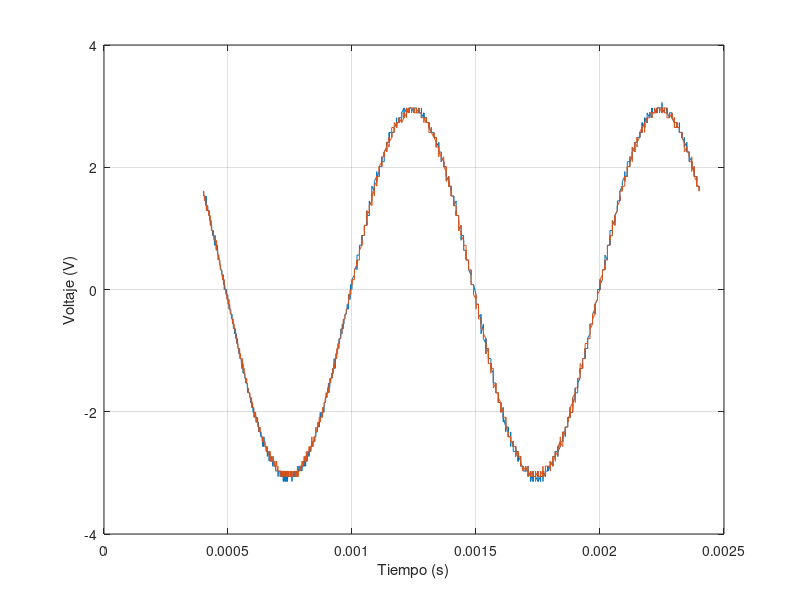

Recreate this plot in MATLAB.
t=[4.01E-04
4.02E-04
4.03E-04
4.04E-04
4.05E-04
4.06E-04
4.07E-04
4.08E-04
4.09E-04
4.10E-04
4.11E-04
4.12E-04
4.13E-04
4.14E-04
4.15E-04
4.16E-04
4.17E-04
4.18E-04
4.19E-04
4.20E-04
4.21E-04
4.22E-04
4.23E-04
4.24E-04
4.25E-04
4.26E-04
4.27E-04
4.28E-04
4.29E-04
4.30E-04
4.31E-04
4.32E-04
4.33E-04
4.34E-04
4.35E-04
4.36E-04
4.37E-04
4.38E-04
4.39E-04
4.40E-04
4.41E-04
4.42E-04
4.43E-04
4.44E-04
4.45E-04
4.46E-04
4.47E-04
4.48E-04
4.49E-04
4.50E-04
4.51E-04
4.52E-04
4.53E-04
4.54E-04
4.55E-04
4.56E-04
4.57E-04
4.58E-04
4.59E-04
4.60E-04
4.61E-04
4.62E-04
4.63E-04
4.64E-04
4.65E-04
4.66E-04
4.67E-04
4.68E-04
4.69E-04
4.70E-04
4.71E-04
4.72E-04
4.73E-04
4.74E-04
4.75E-04
4.76E-04
4.77E-04
4.78E-04
4.79E-04
4.80E-04
4.81E-04
4.82E-04
4.83E-04
4.84E-04
4.85E-04
4.86E-04
4.87E-04
4.88E-04
4.89E-04
4.90E-04
4.91E-04
4.92E-04
4.93E-04
4.94E-04
4.95E-04
4.96E-04
4.97E-04
4.98E-04
4.99E-04
5.00E-04
5.01E-04
5.02E-04
5.03E-04
5.04E-04
5.05E-04
5.06E-04
5.07E-04
5.08E-04
5.09E-04
5.10E-04
5.11E-04
5.12E-04
5.13E-04
5.14E-04
5.15E-04
5.16E-04
5.17E-04
5.18E-04
5.19E-04
5.20E-04
5.21E-04
5.22E-04
5.23E-04
5.24E-04
5.25E-04
5.26E-04
5.27E-04
5.28E-04
5.29E-04
5.30E-04
5.31E-04
5.32E-04
5.33E-04
5.34E-04
5.35E-04
5.36E-04
5.37E-04
5.38E-04
5.39E-04
5.40E-04
5.41E-04
5.42E-04
5.43E-04
5.44E-04
5.45E-04
5.46E-04
5.47E-04
5.48E-04
5.49E-04
5.50E-04
5.51E-04
5.52E-04
5.53E-04
5.54E-04
5.55E-04
5.56E-04
5.57E-04
5.58E-04
5.59E-04
5.60E-04
5.61E-04
5.62E-04
5.63E-04
5.64E-04
5.65E-04
5.66E-04
5.67E-04
5.68E-04
5.69E-04
5.70E-04
5.71E-04
5.72E-04
5.73E-04
5.74E-04
5.75E-04
5.76E-04
5.77E-04
5.78E-04
5.79E-04
5.80E-04
5.81E-04
5.82E-04
5.83E-04
5.84E-04
5.85E-04
5.86E-04
5.87E-04
5.88E-04
5.89E-04
5.90E-04
5.91E-04
5.92E-04
5.93E-04
5.94E-04
5.95E-04
5.96E-04
5.97E-04
5.98E-04
5.99E-04
6.00E-04
6.01E-04
6.02E-04
6.03E-04
6.04E-04
6.05E-04
6.06E-04
6.07E-04
6.08E-04
6.09E-04
6.10E-04
6.11E-04
6.12E-04
6.13E-04
6.14E-04
6.15E-04
6.16E-04
6.17E-04
6.18E-04
6.19E-04
6.20E-04
6.21E-04
6.22E-04
6.23E-04
6.24E-04
6.25E-04
6.26E-04
6.27E-04
6.28E-04
6.29E-04
6.30E-04
6.31E-04
6.32E-04
6.33E-04
6.34E-04
6.35E-04
6.36E-04
6.37E-04
6.38E-04
6.39E-04
6.40E-04
6.41E-04
6.42E-04
6.43E-04
6.44E-04
6.45E-04
6.46E-04
6.47E-04
6.48E-04
6.49E-04
6.50E-04
6.51E-04
6.52E-04
6.53E-04
6.54E-04
6.55E-04
6.56E-04
6.57E-04
6.58E-04
6.59E-04
6.60E-04
6.61E-04
6.62E-04
6.63E-04
6.64E-04
6.65E-04
6.66E-04
6.67E-04
6.68E-04
6.69E-04
6.70E-04
6.71E-04
6.72E-04
6.73E-04
6.74E-04
6.75E-04
6.76E-04
6.77E-04
6.78E-04
6.79E-04
6.80E-04
6.81E-04
6.82E-04
6.83E-04
6.84E-04
6.85E-04
6.86E-04
6.87E-04
6.88E-04
6.89E-04
6.90E-04
6.91E-04
6.92E-04
6.93E-04
6.94E-04
6.95E-04
6.96E-04
6.97E-04
6.98E-04
6.99E-04
7.00E-04
7.01E-04
7.02E-04
7.03E-04
7.04E-04
7.05E-04
7.06E-04
7.07E-04
7.08E-04
7.09E-04
7.10E-04
7.11E-04
7.12E-04
7.13E-04
7.14E-04
7.15E-04
7.16E-04
7.17E-04
7.18E-04
7.19E-04
7.20E-04
7.21E-04
7.22E-04
7.23E-04
7.24E-04
7.25E-04
7.26E-04
7.27E-04
7.28E-04
7.29E-04
7.30E-04
7.31E-04
7.32E-04
7.33E-04
7.34E-04
7.35E-04
7.36E-04
7.37E-04
7.38E-04
7.39E-04
7.40E-04
7.41E-04
7.42E-04
7.43E-04
7.44E-04
7.45E-04
7.46E-04
7.47E-04
7.48E-04
7.49E-04
7.50E-04
7.51E-04
7.52E-04
7.53E-04
7.54E-04
7.55E-04
7.56E-04
7.57E-04
7.58E-04
7.59E-04
7.60E-04
7.61E-04
7.62E-04
7.63E-04
7.64E-04
7.65E-04
7.66E-04
7.67E-04
7.68E-04
7.69E-04
7.70E-04
7.71E-04
7.72E-04
7.73E-04
7.74E-04
7.75E-04
7.76E-04
7.77E-04
7.78E-04
7.79E-04
7.80E-04
7.81E-04
7.82E-04
7.83E-04
7.84E-04
7.85E-04
7.86E-04
7.87E-04
7.88E-04
7.89E-04
7.90E-04
7.91E-04
7.92E-04
7.93E-04
7.94E-04
7.95E-04
7.96E-04
7.97E-04
7.98E-04
7.99E-04
8.00E-04
8.01E-04
8.02E-04
8.03E-04
8.04E-04
8.05E-04
8.06E-04
8.07E-04
8.08E-04
8.09E-04
8.10E-04
8.11E-04
8.12E-04
8.13E-04
8.14E-04
8.15E-04
8.16E-04
8.17E-04
8.18E-04
8.19E-04
8.20E-04
8.21E-04
8.22E-04
8.23E-04
8.24E-04
8.25E-04
8.26E-04
8.27E-04
8.28E-04
8.29E-04
8.30E-04
8.31E-04
8.32E-04
8.33E-04
8.34E-04
8.35E-04
8.36E-04
8.37E-04
8.38E-04
8.39E-04
8.40E-04
8.41E-04
8.42E-04
8.43E-04
8.44E-04
8.45E-04
8.46E-04
8.47E-04
8.48E-04
8.49E-04
8.50E-04
8.51E-04
8.52E-04
8.53E-04
8.54E-04
8.55E-04
8.56E-04
8.57E-04
8.58E-04
8.59E-04
8.60E-04
8.61E-04
8.62E-04
8.63E-04
8.64E-04
8.65E-04
8.66E-04
8.67E-04
8.68E-04
8.69E-04
8.70E-04
8.71E-04
8.72E-04
8.73E-04
8.74E-04
8.75E-04
8.76E-04
8.77E-04
8.78E-04
8.79E-04
8.80E-04
8.81E-04
8.82E-04
8.83E-04
8.84E-04
8.85E-04
8.86E-04
8.87E-04
8.88E-04
8.89E-04
8.90E-04
8.91E-04
8.92E-04
8.93E-04
8.94E-04
8.95E-04
8.96E-04
8.97E-04
8.98E-04
8.99E-04
9.00E-04
9.01E-04
9.02E-04
9.03E-04
9.04E-04
9.05E-04
9.06E-04
9.07E-04
9.08E-04
9.09E-04
9.10E-04
9.11E-04
9.12E-04
9.13E-04
9.14E-04
9.15E-04
9.16E-04
9.17E-04
9.18E-04
9.19E-04
9.20E-04
9.21E-04
9.22E-04
9.23E-04
9.24E-04
9.25E-04
9.26E-04
9.27E-04
9.28E-04
9.29E-04
9.30E-04
9.31E-04
9.32E-04
9.33E-04
9.34E-04
9.35E-04
9.36E-04
9.37E-04
9.38E-04
9.39E-04
9.40E-04
9.41E-04
9.42E-04
9.43E-04
9.44E-04
9.45E-04
9.46E-04
9.47E-04
9.48E-04
9.49E-04
9.50E-04
9.51E-04
9.52E-04
9.53E-04
9.54E-04
9.55E-04
9.56E-04
9.57E-04
9.58E-04
9.59E-04
9.60E-04
9.61E-04
9.62E-04
9.63E-04
9.64E-04
9.65E-04
9.66E-04
9.67E-04
9.68E-04
9.69E-04
9.70E-04
9.71E-04
9.72E-04
9.73E-04
9.74E-04
9.75E-04
9.76E-04
9.77E-04
9.78E-04
9.79E-04
9.80E-04
9.81E-04
9.82E-04
9.83E-04
9.84E-04
9.85E-04
9.86E-04
9.87E-04
9.88E-04
9.89E-04
9.90E-04
9.91E-04
9.92E-04
9.93E-04
9.94E-04
9.95E-04
9.96E-04
9.97E-04
9.98E-04
9.99E-04
1.00E-03
1.00E-03
1.00E-03
1.00E-03
1.00E-03
1.01E-03
1.01E-03
1.01E-03
1.01E-03
1.01E-03
1.01E-03
1.01E-03
1.01E-03
1.01E-03
1.01E-03
1.02E-03
1.02E-03
1.02E-03
1.02E-03
1.02E-03
1.02E-03
1.02E-03
1.02E-03
1.02E-03
1.02E-03
1.03E-03
1.03E-03
1.03E-03
1.03E-03
1.03E-03
1.03E-03
1.03E-03
1.03E-03
1.03E-03
1.03E-03
1.04E-03
1.04E-03
1.04E-03
1.04E-03
1.04E-03
1.04E-03
1.04E-03
1.04E-03
1.04E-03
1.04E-03
1.05E-03
1.05E-03
1.05E-03
1.05E-03
1.05E-03
1.05E-03
1.05E-03
1.05E-03
1.05E-03
1.05E-03
1.06E-03
1.06E-03
1.06E-03
1.06E-03
1.06E-03
1.06E-03
1.06E-03
1.06E-03
1.06E-03
1.06E-03
1.07E-03
1.07E-03
1.07E-03
1.07E-03
1.07E-03
1.07E-03
1.07E-03
1.07E-03
1.07E-03
1.07E-03
1.08E-03
1.08E-03
1.08E-03
1.08E-03
1.08E-03
1.08E-03
1.08E-03
1.08E-03
1.08E-03
1.08E-03
1.09E-03
1.09E-03
1.09E-03
1.09E-03
1.09E-03
1.09E-03
1.09E-03
1.09E-03
1.09E-03
1.09E-03
1.10E-03
1.10E-03
1.10E-03
1.10E-03
1.10E-03
1.10E-03
1.10E-03
1.10E-03
1.10E-03
1.10E-03
1.11E-03
1.11E-03
1.11E-03
1.11E-03
1.11E-03
1.11E-03
1.11E-03
1.11E-03
1.11E-03
1.11E-03
1.12E-03
1.12E-03
1.12E-03
1.12E-03
1.12E-03
1.12E-03
1.12E-03
1.12E-03
1.12E-03
1.12E-03
1.13E-03
1.13E-03
1.13E-03
1.13E-03
1.13E-03
1.13E-03
1.13E-03
1.13E-03
1.13E-03
1.13E-03
1.14E-03
1.14E-03
1.14E-03
1.14E-03
1.14E-03
1.14E-03
1.14E-03
1.14E-03
1.14E-03
1.14E-03
1.15E-03
1.15E-03
1.15E-03
1.15E-03
1.15E-03
1.15E-03
1.15E-03
1.15E-03
1.15E-03
1.15E-03
1.16E-03
1.16E-03
1.16E-03
1.16E-03
1.16E-03
1.16E-03
1.16E-03
1.16E-03
1.16E-03
1.16E-03
1.17E-03
1.17E-03
1.17E-03
1.17E-03
1.17E-03
1.17E-03
1.17E-03
1.17E-03
1.17E-03
1.17E-03
1.18E-03
1.18E-03
1.18E-03
1.18E-03
1.18E-03
1.18E-03
1.18E-03
1.18E-03
1.18E-03
1.18E-03
1.19E-03
1.19E-03
1.19E-03
1.19E-03
1.19E-03
1.19E-03
1.19E-03
1.19E-03
1.19E-03
1.19E-03
1.20E-03
1.20E-03
1.20E-03
1.20E-03
1.20E-03
1.20E-03
1.20E-03
1.20E-03
1.20E-03
1.20E-03
1.21E-03
1.21E-03
1.21E-03
1.21E-03
1.21E-03
1.21E-03
1.21E-03
1.21E-03
1.21E-03
1.21E-03
1.22E-03
1.22E-03
1.22E-03
1.22E-03
1.22E-03
1.22E-03
1.22E-03
1.22E-03
1.22E-03
1.22E-03
1.23E-03
1.23E-03
1.23E-03
1.23E-03
1.23E-03
1.23E-03
1.23E-03
1.23E-03
1.23E-03
1.23E-03
1.24E-03
1.24E-03
1.24E-03
1.24E-03
1.24E-03
1.24E-03
1.24E-03
1.24E-03
1.24E-03
1.24E-03
1.25E-03
1.25E-03
1.25E-03
1.25E-03
1.25E-03
1.25E-03
1.25E-03
1.25E-03
1.25E-03
1.25E-03
1.26E-03
1.26E-03
1.26E-03
1.26E-03
1.26E-03
1.26E-03
1.26E-03
1.26E-03
1.26E-03
1.26E-03
1.27E-03
1.27E-03
1.27E-03
1.27E-03
1.27E-03
1.27E-03
1.27E-03
1.27E-03
1.27E-03
1.27E-03
1.28E-03
1.28E-03
1.28E-03
1.28E-03
1.28E-03
1.28E-03
1.28E-03
1.28E-03
1.28E-03
1.28E-03
1.29E-03
1.29E-03
1.29E-03
1.29E-03
1.29E-03
1.29E-03
1.29E-03
1.29E-03
1.29E-03
1.29E-03
1.30E-03
1.30E-03
1.30E-03
1.30E-03
1.30E-03
1.30E-03
1.30E-03
1.30E-03
1.30E-03
1.30E-03
1.31E-03
1.31E-03
1.31E-03
1.31E-03
1.31E-03
1.31E-03
1.31E-03
1.31E-03
1.31E-03
1.31E-03
1.32E-03
1.32E-03
1.32E-03
1.32E-03
1.32E-03
1.32E-03
1.32E-03
1.32E-03
1.32E-03
1.32E-03
1.33E-03
1.33E-03
1.33E-03
1.33E-03
1.33E-03
1.33E-03
1.33E-03
1.33E-03
1.33E-03
1.33E-03
1.34E-03
1.34E-03
1.34E-03
1.34E-03
1.34E-03
1.34E-03
1.34E-03
1.34E-03
1.34E-03
1.34E-03
1.35E-03
1.35E-03
1.35E-03
1.35E-03
1.35E-03
1.35E-03
1.35E-03
1.35E-03
1.35E-03
1.35E-03
1.36E-03
1.36E-03
1.36E-03
1.36E-03
1.36E-03
1.36E-03
1.36E-03
1.36E-03
1.36E-03
1.36E-03
1.37E-03
1.37E-03
1.37E-03
1.37E-03
1.37E-03
1.37E-03
1.37E-03
1.37E-03
1.37E-03
1.37E-03
1.38E-03
1.38E-03
1.38E-03
1.38E-03
1.38E-03
1.38E-03
1.38E-03
1.38E-03
1.38E-03
1.38E-03
1.39E-03
1.39E-03
1.39E-03
1.39E-03
1.39E-03
1.39E-03
1.39E-03
1.39E-03
1.39E-03
1.39E-03
1.40E-03
1.40E-03
1.40E-03
1.40E-03
1.40E-03
1.40E-03
1.40E-03
1.40E-03
1.40E-03
1.40E-03
1.41E-03
1.41E-03
1.41E-03
1.41E-03
1.41E-03
1.41E-03
1.41E-03
1.41E-03
1.41E-03
1.41E-03
1.42E-03
1.42E-03
1.42E-03
1.42E-03
1.42E-03
1.42E-03
1.42E-03
1.42E-03
1.42E-03
1.42E-03
1.43E-03
1.43E-03
1.43E-03
1.43E-03
1.43E-03
1.43E-03
1.43E-03
1.43E-03
1.43E-03
1.43E-03
1.44E-03
1.44E-03
1.44E-03
1.44E-03
1.44E-03
1.44E-03
1.44E-03
1.44E-03
1.44E-03
1.44E-03
1.45E-03
1.45E-03
1.45E-03
1.45E-03
1.45E-03
1.45E-03
1.45E-03
1.45E-03
1.45E-03
1.45E-03
1.46E-03
1.46E-03
1.46E-03
1.46E-03
1.46E-03
1.46E-03
1.46E-03
1.46E-03
1.46E-03
1.46E-03
1.47E-03
1.47E-03
1.47E-03
1.47E-03
1.47E-03
1.47E-03
1.47E-03
1.47E-03
1.47E-03
1.47E-03
1.48E-03
1.48E-03
1.48E-03
1.48E-03
1.48E-03
1.48E-03
1.48E-03
1.48E-03
1.48E-03
1.48E-03
1.49E-03
1.49E-03
1.49E-03
1.49E-03
1.49E-03
1.49E-03
1.49E-03
1.49E-03
1.49E-03
1.49E-03
1.50E-03
1.50E-03
1.50E-03
1.50E-03
1.50E-03
1.50E-03
1.50E-03
1.50E-03
1.50E-03
1.50E-03
1.51E-03
1.51E-03
1.51E-03
1.51E-03
1.51E-03
1.51E-03
1.51E-03
1.51E-03
1.51E-03
1.51E-03
1.52E-03
1.52E-03
1.52E-03
1.52E-03
1.52E-03
1.52E-03
1.52E-03
1.52E-03
1.52E-03
1.52E-03
1.53E-03
1.53E-03
1.53E-03
1.53E-03
1.53E-03
1.53E-03
1.53E-03
1.53E-03
1.53E-03
1.53E-03
1.54E-03
1.54E-03
1.54E-03
1.54E-03
1.54E-03
1.54E-03
1.54E-03
1.54E-03
1.54E-03
1.54E-03
1.55E-03
1.55E-03
1.55E-03
1.55E-03
1.55E-03
1.55E-03
1.55E-03
1.55E-03
1.55E-03
1.55E-03
1.56E-03
1.56E-03
1.56E-03
1.56E-03
1.56E-03
1.56E-03
1.56E-03
1.56E-03
1.56E-03
1.56E-03
1.57E-03
1.57E-03
1.57E-03
1.57E-03
1.57E-03
1.57E-03
1.57E-03
1.57E-03
1.57E-03
1.57E-03
1.58E-03
1.58E-03
1.58E-03
1.58E-03
1.58E-03
1.58E-03
1.58E-03
1.58E-03
1.58E-03
1.58E-03
1.59E-03
1.59E-03
1.59E-03
1.59E-03
1.59E-03
1.59E-03
1.59E-03
1.59E-03
1.59E-03
1.59E-03
1.60E-03
1.60E-03
1.60E-03
1.60E-03
1.60E-03
1.60E-03
1.60E-03
1.60E-03
1.60E-03
1.60E-03
1.61E-03
1.61E-03
1.61E-03
1.61E-03
1.61E-03
1.61E-03
1.61E-03
1.61E-03
1.61E-03
1.61E-03
1.62E-03
1.62E-03
1.62E-03
1.62E-03
1.62E-03
1.62E-03
1.62E-03
1.62E-03
1.62E-03
1.62E-03
1.63E-03
1.63E-03
1.63E-03
1.63E-03
1.63E-03
1.63E-03
1.63E-03
1.63E-03
1.63E-03
1.63E-03
1.64E-03
1.64E-03
1.64E-03
1.64E-03
1.64E-03
1.64E-03
1.64E-03
1.64E-03
1.64E-03
1.64E-03
1.65E-03
1.65E-03
1.65E-03
1.65E-03
1.65E-03
1.65E-03
1.65E-03
1.65E-03
1.65E-03
1.65E-03
1.66E-03
1.66E-03
1.66E-03
1.66E-03
1.66E-03
1.66E-03
1.66E-03
1.66E-03
1.66E-03
1.66E-03
1.67E-03
1.67E-03
1.67E-03
1.67E-03
1.67E-03
1.67E-03
1.67E-03
1.67E-03
1.67E-03
1.67E-03
1.68E-03
1.68E-03
1.68E-03
1.68E-03
1.68E-03
1.68E-03
1.68E-03
1.68E-03
1.68E-03
1.68E-03
1.69E-03
1.69E-03
1.69E-03
1.69E-03
1.69E-03
1.69E-03
1.69E-03
1.69E-03
1.69E-03
1.69E-03
1.70E-03
1.70E-03
1.70E-03
1.70E-03
1.70E-03
1.70E-03
1.70E-03
1.70E-03
1.70E-03
1.70E-03
1.71E-03
1.71E-03
1.71E-03
1.71E-03
1.71E-03
1.71E-03
1.71E-03
1.71E-03
1.71E-03
1.71E-03
1.72E-03
1.72E-03
1.72E-03
1.72E-03
1.72E-03
1.72E-03
1.72E-03
1.72E-03
1.72E-03
1.72E-03
1.73E-03
1.73E-03
1.73E-03
1.73E-03
1.73E-03
1.73E-03
1.73E-03
1.73E-03
1.73E-03
1.73E-03
1.74E-03
1.74E-03
1.74E-03
1.74E-03
1.74E-03
1.74E-03
1.74E-03
1.74E-03
1.74E-03
1.74E-03
1.75E-03
1.75E-03
1.75E-03
1.75E-03
1.75E-03
1.75E-03
1.75E-03
1.75E-03
1.75E-03
1.75E-03
1.76E-03
1.76E-03
1.76E-03
1.76E-03
1.76E-03
1.76E-03
1.76E-03
1.76E-03
1.76E-03
1.76E-03
1.77E-03
1.77E-03
1.77E-03
1.77E-03
1.77E-03
1.77E-03
1.77E-03
1.77E-03
1.77E-03
1.77E-03
1.78E-03
1.78E-03
1.78E-03
1.78E-03
1.78E-03
1.78E-03
1.78E-03
1.78E-03
1.78E-03
1.78E-03
1.79E-03
1.79E-03
1.79E-03
1.79E-03
1.79E-03
1.79E-03
1.79E-03
1.79E-03
1.79E-03
1.79E-03
1.80E-03
1.80E-03
1.80E-03
1.80E-03
1.80E-03
1.80E-03
1.80E-03
1.80E-03
1.80E-03
1.80E-03
1.81E-03
1.81E-03
1.81E-03
1.81E-03
1.81E-03
1.81E-03
1.81E-03
1.81E-03
1.81E-03
1.81E-03
1.82E-03
1.82E-03
1.82E-03
1.82E-03
1.82E-03
1.82E-03
1.82E-03
1.82E-03
1.82E-03
1.82E-03
1.83E-03
1.83E-03
1.83E-03
1.83E-03
1.83E-03
1.83E-03
1.83E-03
1.83E-03
1.83E-03
1.83E-03
1.84E-03
1.84E-03
1.84E-03
1.84E-03
1.84E-03
1.84E-03
1.84E-03
1.84E-03
1.84E-03
1.84E-03
1.85E-03
1.85E-03
1.85E-03
1.85E-03
1.85E-03
1.85E-03
1.85E-03
1.85E-03
1.85E-03
1.85E-03
1.86E-03
1.86E-03
1.86E-03
1.86E-03
1.86E-03
1.86E-03
1.86E-03
1.86E-03
1.86E-03
1.86E-03
1.87E-03
1.87E-03
1.87E-03
1.87E-03
1.87E-03
1.87E-03
1.87E-03
1.87E-03
1.87E-03
1.87E-03
1.88E-03
1.88E-03
1.88E-03
1.88E-03
1.88E-03
1.88E-03
1.88E-03
1.88E-03
1.88E-03
1.88E-03
1.89E-03
1.89E-03
1.89E-03
1.89E-03
1.89E-03
1.89E-03
1.89E-03
1.89E-03
1.89E-03
1.89E-03
1.90E-03
1.90E-03
1.90E-03
1.90E-03
1.90E-03
1.90E-03
1.90E-03
1.90E-03
1.90E-03
1.90E-03
1.91E-03
1.91E-03
1.91E-03
1.91E-03
1.91E-03
1.91E-03
1.91E-03
1.91E-03
1.91E-03
1.91E-03
1.92E-03
1.92E-03
1.92E-03
1.92E-03
1.92E-03
1.92E-03
1.92E-03
1.92E-03
1.92E-03
1.92E-03
1.93E-03
1.93E-03
1.93E-03
1.93E-03
1.93E-03
1.93E-03
1.93E-03
1.93E-03
1.93E-03
1.93E-03
1.94E-03
1.94E-03
1.94E-03
1.94E-03
1.94E-03
1.94E-03
1.94E-03
1.94E-03
1.94E-03
1.94E-03
1.95E-03
1.95E-03
1.95E-03
1.95E-03
1.95E-03
1.95E-03
1.95E-03
1.95E-03
1.95E-03
1.95E-03
1.96E-03
1.96E-03
1.96E-03
1.96E-03
1.96E-03
1.96E-03
1.96E-03
1.96E-03
1.96E-03
1.96E-03
1.97E-03
1.97E-03
1.97E-03
1.97E-03
1.97E-03
1.97E-03
1.97E-03
1.97E-03
1.97E-03
1.97E-03
1.98E-03
1.98E-03
1.98E-03
1.98E-03
1.98E-03
1.98E-03
1.98E-03
1.98E-03
1.98E-03
1.98E-03
1.99E-03
1.99E-03
1.99E-03
1.99E-03
1.99E-03
1.99E-03
1.99E-03
1.99E-03
1.99E-03
1.99E-03
2.00E-03
2.00E-03
2.00E-03
2.00E-03
2.00E-03
2.00E-03
2.00E-03
2.00E-03
2.00E-03
2.00E-03
2.01E-03
2.01E-03
2.01E-03
2.01E-03
2.01E-03
2.01E-03
2.01E-03
2.01E-03
2.01E-03
2.01E-03
2.02E-03
2.02E-03
2.02E-03
2.02E-03
2.02E-03
2.02E-03
2.02E-03
2.02E-03
2.02E-03
2.02E-03
2.03E-03
2.03E-03
2.03E-03
2.03E-03
2.03E-03
2.03E-03
2.03E-03
2.03E-03
2.03E-03
2.03E-03
2.04E-03
2.04E-03
2.04E-03
2.04E-03
2.04E-03
2.04E-03
2.04E-03
2.04E-03
2.04E-03
2.04E-03
2.05E-03
2.05E-03
2.05E-03
2.05E-03
2.05E-03
2.05E-03
2.05E-03
2.05E-03
2.05E-03
2.05E-03
2.06E-03
2.06E-03
2.06E-03
2.06E-03
2.06E-03
2.06E-03
2.06E-03
2.06E-03
2.06E-03
2.06E-03
2.07E-03
2.07E-03
2.07E-03
2.07E-03
2.07E-03
2.07E-03
2.07E-03
2.07E-03
2.07E-03
2.07E-03
2.08E-03
2.08E-03
2.08E-03
2.08E-03
2.08E-03
2.08E-03
2.08E-03
2.08E-03
2.08E-03
2.08E-03
2.09E-03
2.09E-03
2.09E-03
2.09E-03
2.09E-03
2.09E-03
2.09E-03
2.09E-03
2.09E-03
2.09E-03
2.10E-03
2.10E-03
2.10E-03
2.10E-03
2.10E-03
2.10E-03
2.10E-03
2.10E-03
2.10E-03
2.10E-03
2.11E-03
2.11E-03
2.11E-03
2.11E-03
2.11E-03
2.11E-03
2.11E-03
2.11E-03
2.11E-03
2.11E-03
2.12E-03
2.12E-03
2.12E-03
2.12E-03
2.12E-03
2.12E-03
2.12E-03
2.12E-03
2.12E-03
2.12E-03
2.13E-03
2.13E-03
2.13E-03
2.13E-03
2.13E-03
2.13E-03
2.13E-03
2.13E-03
2.13E-03
2.13E-03
2.14E-03
2.14E-03
2.14E-03
2.14E-03
2.14E-03
2.14E-03
2.14E-03
2.14E-03
2.14E-03
2.14E-03
2.15E-03
2.15E-03
2.15E-03
2.15E-03
2.15E-03
2.15E-03
2.15E-03
2.15E-03
2.15E-03
2.15E-03
2.16E-03
2.16E-03
2.16E-03
2.16E-03
2.16E-03
2.16E-03
2.16E-03
2.16E-03
2.16E-03
2.16E-03
2.17E-03
2.17E-03
2.17E-03
2.17E-03
2.17E-03
2.17E-03
2.17E-03
2.17E-03
2.17E-03
2.17E-03
2.18E-03
2.18E-03
2.18E-03
2.18E-03
2.18E-03
2.18E-03
2.18E-03
2.18E-03
2.18E-03
2.18E-03
2.19E-03
2.19E-03
2.19E-03
2.19E-03
2.19E-03
2.19E-03
2.19E-03
2.19E-03
2.19E-03
2.19E-03
2.20E-03
2.20E-03
2.20E-03
2.20E-03
2.20E-03
2.20E-03
2.20E-03
2.20E-03
2.20E-03
2.20E-03
2.21E-03
2.21E-03
2.21E-03
2.21E-03
2.21E-03
2.21E-03
2.21E-03
2.21E-03
2.21E-03
2.21E-03
2.22E-03
2.22E-03
2.22E-03
2.22E-03
2.22E-03
2.22E-03
2.22E-03
2.22E-03
2.22E-03
2.22E-03
2.23E-03
2.23E-03
2.23E-03
2.23E-03
2.23E-03
2.23E-03
2.23E-03
2.23E-03
2.23E-03
2.23E-03
2.24E-03
2.24E-03
2.24E-03
2.24E-03
2.24E-03
2.24E-03
2.24E-03
2.24E-03
2.24E-03
2.24E-03
2.25E-03
2.25E-03
2.25E-03
2.25E-03
2.25E-03
2.25E-03
2.25E-03
2.25E-03
2.25E-03
2.25E-03
2.26E-03
2.26E-03
2.26E-03
2.26E-03
2.26E-03
2.26E-03
2.26E-03
2.26E-03
2.26E-03
2.26E-03
2.27E-03
2.27E-03
2.27E-03
2.27E-03
2.27E-03
2.27E-03
2.27E-03
2.27E-03
2.27E-03
2.27E-03
2.28E-03
2.28E-03
2.28E-03
2.28E-03
2.28E-03
2.28E-03
2.28E-03
2.28E-03
2.28E-03
2.28E-03
2.29E-03
2.29E-03
2.29E-03
2.29E-03
2.29E-03
2.29E-03
2.29E-03
2.29E-03
2.29E-03
2.29E-03
2.30E-03
2.30E-03
2.30E-03
2.30E-03
2.30E-03
2.30E-03
2.30E-03
2.30E-03
2.30E-03
2.30E-03
2.31E-03
2.31E-03
2.31E-03
2.31E-03
2.31E-03
2.31E-03
2.31E-03
2.31E-03
2.31E-03
2.31E-03
2.32E-03
2.32E-03
2.32E-03
2.32E-03
2.32E-03
2.32E-03
2.32E-03
2.32E-03
2.32E-03
2.32E-03
2.33E-03
2.33E-03
2.33E-03
2.33E-03
2.33E-03
2.33E-03
2.33E-03
2.33E-03
2.33E-03
2.33E-03
2.34E-03
2.34E-03
2.34E-03
2.34E-03
2.34E-03
2.34E-03
2.34E-03
2.34E-03
2.34E-03
2.34E-03
2.35E-03
2.35E-03
2.35E-03
2.35E-03
2.35E-03
2.35E-03
2.35E-03
2.35E-03
2.35E-03
2.35E-03
2.36E-03
2.36E-03
2.36E-03
2.36E-03
2.36E-03
2.36E-03
2.36E-03
2.36E-03
2.36E-03
2.36E-03
2.37E-03
2.37E-03
2.37E-03
2.37E-03
2.37E-03
2.37E-03
2.37E-03
2.37E-03
2.37E-03
2.37E-03
2.38E-03
2.38E-03
2.38E-03
2.38E-03
2.38E-03
2.38E-03
2.38E-03
2.38E-03
2.38E-03
2.38E-03
2.39E-03
2.39E-03
2.39E-03
2.39E-03
2.39E-03
2.39E-03
2.39E-03
2.39E-03
2.39E-03
2.39E-03
2.40E-03
2.40E-03
2.40E-03
2.40E-03
2.40E-03];
x=[1.61E+00
1.53E+00
1.53E+00
1.53E+00
1.53E+00
1.53E+00
1.53E+00
1.53E+00
1.45E+00
1.45E+00
1.37E+00
1.53E+00
1.45E+00
1.37E+00
1.37E+00
1.29E+00
1.29E+00
1.37E+00
1.29E+00
1.29E+00
1.29E+00
1.29E+00
1.21E+00
1.21E+00
1.29E+00
1.13E+00
1.13E+00
1.13E+00
1.05E+00
1.13E+00
1.13E+00
1.13E+00
1.05E+00
1.05E+00
9.65E-01
9.65E-01
9.65E-01
8.84E-01
8.84E-01
9.65E-01
9.65E-01
8.84E-01
8.84E-01
8.84E-01
8.84E-01
7.24E-01
8.04E-01
8.04E-01
8.04E-01
7.24E-01
7.24E-01
7.24E-01
6.43E-01
6.43E-01
7.24E-01
6.43E-01
7.24E-01
6.43E-01
5.63E-01
5.63E-01
5.63E-01
5.63E-01
4.82E-01
4.82E-01
4.82E-01
4.82E-01
4.02E-01
4.02E-01
3.22E-01
3.22E-01
3.22E-01
3.22E-01
3.22E-01
3.22E-01
3.22E-01
2.41E-01
2.41E-01
1.61E-01
1.61E-01
2.41E-01
2.41E-01
1.61E-01
8.04E-02
1.61E-01
0.00E+00
8.04E-02
0.00E+00
0.00E+00
0.00E+00
0.00E+00
0.00E+00
-8.04E-02
-8.04E-02
0.00E+00
-8.04E-02
-8.04E-02
-1.61E-01
-8.04E-02
-8.04E-02
-2.41E-01
-2.41E-01
-2.41E-01
-2.41E-01
-3.22E-01
-3.22E-01
-3.22E-01
-3.22E-01
-3.22E-01
-3.22E-01
-3.22E-01
-3.22E-01
-4.02E-01
-4.02E-01
-4.82E-01
-4.02E-01
-4.02E-01
-4.82E-01
-4.82E-01
-4.82E-01
-5.63E-01
-5.63E-01
-6.43E-01
-6.43E-01
-6.43E-01
-6.43E-01
-6.43E-01
-7.24E-01
-6.43E-01
-6.43E-01
-6.43E-01
-7.24E-01
-8.04E-01
-7.24E-01
-7.24E-01
-8.04E-01
-8.84E-01
-8.04E-01
-8.04E-01
-8.84E-01
-9.65E-01
-9.65E-01
-9.65E-01
-9.65E-01
-1.05E+00
-9.65E-01
-1.05E+00
-1.05E+00
-1.05E+00
-1.05E+00
-1.13E+00
-1.13E+00
-1.13E+00
-1.13E+00
-1.21E+00
-1.21E+00
-1.21E+00
-1.29E+00
-1.21E+00
-1.21E+00
-1.29E+00
-1.37E+00
-1.29E+00
-1.37E+00
-1.37E+00
-1.37E+00
-1.37E+00
-1.37E+00
-1.45E+00
-1.45E+00
-1.45E+00
-1.53E+00
-1.53E+00
-1.53E+00
-1.53E+00
-1.53E+00
-1.53E+00
-1.53E+00
-1.61E+00
-1.61E+00
-1.69E+00
-1.61E+00
-1.69E+00
-1.69E+00
-1.69E+00
-1.69E+00
-1.69E+00
-1.69E+00
-1.77E+00
-1.77E+00
-1.77E+00
-1.85E+00
-1.77E+00
-1.77E+00
-1.85E+00
-1.85E+00
-1.93E+00
-1.85E+00
-1.93E+00
-1.93E+00
-1.93E+00
-2.01E+00
-2.01E+00
-1.93E+00
-2.01E+00
-2.01E+00
-2.09E+00
-2.01E+00
-2.01E+00
-2.01E+00
-2.09E+00
-2.01E+00
-2.09E+00
-2.17E+00
-2.17E+00
-2.09E+00
-2.17E+00
-2.09E+00
-2.17E+00
-2.17E+00
-2.17E+00
-2.25E+00
-2.25E+00
-2.17E+00
-2.33E+00
-2.25E+00
-2.33E+00
-2.33E+00
-2.33E+00
-2.33E+00
-2.33E+00
-2.33E+00
-2.41E+00
-2.41E+00
-2.41E+00
-2.41E+00
-2.41E+00
-2.41E+00
-2.41E+00
-2.41E+00
-2.57E+00
-2.49E+00
-2.49E+00
-2.49E+00
-2.57E+00
-2.41E+00
-2.49E+00
-2.49E+00
-2.49E+00
-2.49E+00
-2.57E+00
-2.57E+00
-2.57E+00
-2.57E+00
-2.57E+00
-2.65E+00
-2.65E+00
-2.57E+00
-2.65E+00
-2.73E+00
-2.65E+00
-2.65E+00
-2.65E+00
-2.65E+00
-2.65E+00
-2.73E+00
-2.81E+00
-2.65E+00
-2.65E+00
-2.73E+00
-2.73E+00
-2.73E+00
-2.81E+00
-2.81E+00
-2.81E+00
-2.81E+00
-2.81E+00
-2.73E+00
-2.81E+00
-2.81E+00
-2.89E+00
-2.89E+00
-2.89E+00
-2.81E+00
-2.81E+00
-2.89E+00
-2.89E+00
-2.89E+00
-2.89E+00
-2.89E+00
-2.89E+00
-2.89E+00
-2.97E+00
-2.97E+00
-2.97E+00
-2.97E+00
-2.97E+00
-2.97E+00
-2.97E+00
-2.97E+00
-2.97E+00
-2.97E+00
-3.06E+00
-2.97E+00
-2.97E+00
-2.97E+00
-2.97E+00
-2.97E+00
-2.97E+00
-2.97E+00
-2.97E+00
-2.97E+00
-2.97E+00
-3.06E+00
-2.97E+00
-3.06E+00
-2.97E+00
-3.06E+00
-2.97E+00
-3.06E+00
-3.06E+00
-3.06E+00
-3.06E+00
-3.14E+00
-3.06E+00
-2.97E+00
-3.14E+00
-3.06E+00
-3.06E+00
-3.06E+00
-3.14E+00
-2.97E+00
-3.06E+00
-3.14E+00
-3.06E+00
-3.06E+00
-3.06E+00
-3.14E+00
-3.06E+00
-3.06E+00
-3.14E+00
-2.97E+00
-2.97E+00
-3.06E+00
-3.06E+00
-3.06E+00
-3.06E+00
-3.06E+00
-3.06E+00
-3.06E+00
-3.06E+00
-3.06E+00
-3.06E+00
-3.06E+00
-2.97E+00
-3.06E+00
-3.06E+00
-3.06E+00
-3.14E+00
-3.06E+00
-3.06E+00
-3.06E+00
-3.06E+00
-2.97E+00
-3.06E+00
-2.97E+00
-3.06E+00
-2.97E+00
-3.06E+00
-3.06E+00
-2.97E+00
-3.06E+00
-3.06E+00
-3.06E+00
-3.06E+00
-2.97E+00
-3.06E+00
-2.97E+00
-3.06E+00
-2.97E+00
-2.97E+00
-2.97E+00
-2.97E+00
-2.97E+00
-2.97E+00
-2.97E+00
-2.89E+00
-2.97E+00
-2.97E+00
-2.97E+00
-2.89E+00
-2.89E+00
-2.97E+00
-2.89E+00
-2.89E+00
-2.89E+00
-2.97E+00
-2.89E+00
-2.97E+00
-2.89E+00
-2.81E+00
-2.89E+00
-2.89E+00
-2.89E+00
-2.89E+00
-2.89E+00
-2.81E+00
-2.89E+00
-2.89E+00
-2.81E+00
-2.89E+00
-2.81E+00
-2.81E+00
-2.89E+00
-2.73E+00
-2.81E+00
-2.81E+00
-2.73E+00
-2.73E+00
-2.81E+00
-2.73E+00
-2.73E+00
-2.73E+00
-2.73E+00
-2.73E+00
-2.65E+00
-2.65E+00
-2.73E+00
-2.65E+00
-2.65E+00
-2.65E+00
-2.65E+00
-2.65E+00
-2.57E+00
-2.65E+00
-2.57E+00
-2.57E+00
-2.49E+00
-2.57E+00
-2.57E+00
-2.49E+00
-2.57E+00
-2.49E+00
-2.49E+00
-2.49E+00
-2.49E+00
-2.49E+00
-2.49E+00
-2.49E+00
-2.41E+00
-2.41E+00
-2.41E+00
-2.41E+00
-2.41E+00
-2.41E+00
-2.33E+00
-2.33E+00
-2.33E+00
-2.33E+00
-2.33E+00
-2.33E+00
-2.25E+00
-2.25E+00
-2.25E+00
-2.25E+00
-2.25E+00
-2.17E+00
-2.25E+00
-2.25E+00
-2.17E+00
-2.17E+00
-2.09E+00
-2.01E+00
-2.09E+00
-2.09E+00
-2.09E+00
-2.09E+00
-2.01E+00
-2.01E+00
-2.01E+00
-2.01E+00
-2.01E+00
-2.01E+00
-1.93E+00
-1.93E+00
-1.93E+00
-2.01E+00
-2.01E+00
-1.85E+00
-1.85E+00
-1.85E+00
-1.85E+00
-1.85E+00
-1.85E+00
-1.77E+00
-1.77E+00
-1.69E+00
-1.77E+00
-1.77E+00
-1.77E+00
-1.69E+00
-1.69E+00
-1.61E+00
-1.61E+00
-1.61E+00
-1.53E+00
-1.61E+00
-1.69E+00
-1.61E+00
-1.61E+00
-1.61E+00
-1.53E+00
-1.53E+00
-1.45E+00
-1.45E+00
-1.45E+00
-1.45E+00
-1.45E+00
-1.45E+00
-1.37E+00
-1.45E+00
-1.37E+00
-1.29E+00
-1.29E+00
-1.37E+00
-1.29E+00
-1.29E+00
-1.29E+00
-1.13E+00
-1.29E+00
-1.29E+00
-1.21E+00
-1.29E+00
-1.21E+00
-1.13E+00
-1.13E+00
-1.13E+00
-1.05E+00
-1.13E+00
-1.05E+00
-1.05E+00
-1.05E+00
-9.65E-01
-9.65E-01
-9.65E-01
-8.84E-01
-8.84E-01
-9.65E-01
-8.04E-01
-8.84E-01
-8.04E-01
-8.04E-01
-8.04E-01
-8.04E-01
-7.24E-01
-7.24E-01
-6.43E-01
-7.24E-01
-6.43E-01
-7.24E-01
-6.43E-01
-5.63E-01
-6.43E-01
-6.43E-01
-6.43E-01
-6.43E-01
-4.82E-01
-5.63E-01
-4.82E-01
-4.82E-01
-4.82E-01
-4.82E-01
-4.02E-01
-4.02E-01
-4.02E-01
-4.02E-01
-4.02E-01
-4.02E-01
-3.22E-01
-3.22E-01
-3.22E-01
-2.41E-01
-3.22E-01
-2.41E-01
-2.41E-01
-3.22E-01
-1.61E-01
-8.04E-02
-8.04E-02
-1.61E-01
-8.04E-02
-8.04E-02
-1.61E-01
-8.04E-02
8.04E-02
0.00E+00
0.00E+00
0.00E+00
8.04E-02
0.00E+00
8.04E-02
8.04E-02
8.04E-02
8.04E-02
1.61E-01
2.41E-01
2.41E-01
2.41E-01
2.41E-01
2.41E-01
2.41E-01
2.41E-01
3.22E-01
3.22E-01
3.22E-01
4.02E-01
4.02E-01
4.02E-01
3.22E-01
4.02E-01
4.82E-01
4.82E-01
4.82E-01
4.82E-01
5.63E-01
5.63E-01
5.63E-01
5.63E-01
5.63E-01
5.63E-01
5.63E-01
7.24E-01
7.24E-01
7.24E-01
7.24E-01
7.24E-01
7.24E-01
7.24E-01
8.04E-01
8.84E-01
8.04E-01
8.04E-01
8.04E-01
8.84E-01
8.84E-01
8.84E-01
8.84E-01
9.65E-01
9.65E-01
9.65E-01
9.65E-01
9.65E-01
1.05E+00
1.05E+00
1.05E+00
1.05E+00
1.13E+00
1.13E+00
1.13E+00
1.05E+00
1.13E+00
1.13E+00
1.21E+00
1.29E+00
1.21E+00
1.21E+00
1.29E+00
1.29E+00
1.29E+00
1.37E+00
1.37E+00
1.37E+00
1.37E+00
1.45E+00
1.37E+00
1.45E+00
1.45E+00
1.45E+00
1.45E+00
1.53E+00
1.53E+00
1.53E+00
1.53E+00
1.61E+00
1.69E+00
1.61E+00
1.61E+00
1.61E+00
1.69E+00
1.69E+00
1.61E+00
1.69E+00
1.69E+00
1.69E+00
1.77E+00
1.85E+00
1.77E+00
1.77E+00
1.77E+00
1.77E+00
1.85E+00
1.85E+00
1.85E+00
1.93E+00
1.85E+00
1.93E+00
1.85E+00
1.93E+00
1.93E+00
2.01E+00
2.01E+00
2.01E+00
2.01E+00
2.01E+00
2.01E+00
2.01E+00
2.01E+00
2.09E+00
2.09E+00
2.09E+00
2.17E+00
2.09E+00
2.17E+00
2.17E+00
2.09E+00
2.09E+00
2.17E+00
2.25E+00
2.17E+00
2.25E+00
2.25E+00
2.25E+00
2.25E+00
2.25E+00
2.25E+00
2.33E+00
2.33E+00
2.25E+00
2.33E+00
2.33E+00
2.33E+00
2.41E+00
2.33E+00
2.33E+00
2.41E+00
2.41E+00
2.41E+00
2.41E+00
2.41E+00
2.49E+00
2.49E+00
2.49E+00
2.57E+00
2.49E+00
2.57E+00
2.57E+00
2.57E+00
2.49E+00
2.57E+00
2.57E+00
2.57E+00
2.57E+00
2.57E+00
2.57E+00
2.57E+00
2.57E+00
2.57E+00
2.57E+00
2.65E+00
2.65E+00
2.65E+00
2.65E+00
2.65E+00
2.65E+00
2.65E+00
2.73E+00
2.73E+00
2.65E+00
2.73E+00
2.73E+00
2.73E+00
2.81E+00
2.73E+00
2.73E+00
2.73E+00
2.73E+00
2.81E+00
2.81E+00
2.73E+00
2.81E+00
2.81E+00
2.73E+00
2.81E+00
2.81E+00
2.81E+00
2.81E+00
2.89E+00
2.81E+00
2.81E+00
2.81E+00
2.81E+00
2.81E+00
2.89E+00
2.89E+00
2.89E+00
2.97E+00
2.89E+00
2.81E+00
2.89E+00
2.89E+00
2.89E+00
2.89E+00
2.89E+00
2.89E+00
2.97E+00
2.89E+00
2.97E+00
2.89E+00
2.89E+00
2.89E+00
2.97E+00
2.89E+00
2.97E+00
2.89E+00
2.89E+00
2.97E+00
2.97E+00
2.97E+00
2.97E+00
2.97E+00
2.97E+00
2.89E+00
2.97E+00
2.97E+00
2.97E+00
2.97E+00
2.97E+00
2.97E+00
2.97E+00
2.97E+00
2.89E+00
2.97E+00
2.97E+00
2.89E+00
2.97E+00
2.89E+00
2.89E+00
2.89E+00
2.97E+00
2.97E+00
2.97E+00
2.97E+00
2.97E+00
2.97E+00
2.97E+00
2.97E+00
2.97E+00
2.97E+00
2.97E+00
2.89E+00
2.97E+00
2.89E+00
2.89E+00
2.97E+00
2.89E+00
2.89E+00
2.97E+00
2.97E+00
2.97E+00
2.97E+00
2.89E+00
2.89E+00
2.89E+00
2.97E+00
2.89E+00
2.89E+00
2.89E+00
2.97E+00
2.81E+00
2.89E+00
2.89E+00
2.81E+00
2.89E+00
2.89E+00
2.81E+00
2.89E+00
2.89E+00
2.81E+00
2.89E+00
2.81E+00
2.81E+00
2.81E+00
2.81E+00
2.81E+00
2.81E+00
2.81E+00
2.81E+00
2.73E+00
2.73E+00
2.73E+00
2.73E+00
2.81E+00
2.73E+00
2.73E+00
2.73E+00
2.73E+00
2.73E+00
2.73E+00
2.65E+00
2.65E+00
2.73E+00
2.65E+00
2.65E+00
2.73E+00
2.65E+00
2.57E+00
2.65E+00
2.65E+00
2.65E+00
2.65E+00
2.65E+00
2.57E+00
2.57E+00
2.57E+00
2.57E+00
2.57E+00
2.57E+00
2.57E+00
2.57E+00
2.57E+00
2.57E+00
2.57E+00
2.49E+00
2.49E+00
2.49E+00
2.49E+00
2.49E+00
2.49E+00
2.49E+00
2.41E+00
2.41E+00
2.41E+00
2.33E+00
2.41E+00
2.41E+00
2.33E+00
2.41E+00
2.33E+00
2.33E+00
2.33E+00
2.33E+00
2.33E+00
2.25E+00
2.25E+00
2.25E+00
2.25E+00
2.25E+00
2.25E+00
2.25E+00
2.17E+00
2.17E+00
2.17E+00
2.09E+00
2.17E+00
2.17E+00
2.09E+00
2.01E+00
2.09E+00
2.09E+00
2.09E+00
2.09E+00
2.09E+00
2.01E+00
2.01E+00
2.01E+00
2.01E+00
2.01E+00
2.01E+00
2.01E+00
2.01E+00
1.85E+00
1.93E+00
1.93E+00
1.85E+00
1.77E+00
1.85E+00
1.77E+00
1.85E+00
1.85E+00
1.85E+00
1.69E+00
1.77E+00
1.69E+00
1.77E+00
1.69E+00
1.69E+00
1.61E+00
1.69E+00
1.61E+00
1.61E+00
1.53E+00
1.53E+00
1.53E+00
1.53E+00
1.53E+00
1.53E+00
1.45E+00
1.53E+00
1.45E+00
1.37E+00
1.45E+00
1.45E+00
1.37E+00
1.37E+00
1.37E+00
1.45E+00
1.37E+00
1.29E+00
1.29E+00
1.29E+00
1.21E+00
1.21E+00
1.21E+00
1.29E+00
1.21E+00
1.21E+00
1.21E+00
1.21E+00
1.13E+00
1.13E+00
1.05E+00
1.05E+00
1.05E+00
1.13E+00
9.65E-01
1.05E+00
9.65E-01
9.65E-01
9.65E-01
8.84E-01
8.84E-01
8.84E-01
8.84E-01
8.04E-01
8.84E-01
8.84E-01
8.04E-01
7.24E-01
7.24E-01
8.04E-01
8.04E-01
7.24E-01
7.24E-01
7.24E-01
6.43E-01
6.43E-01
6.43E-01
6.43E-01
5.63E-01
5.63E-01
5.63E-01
4.82E-01
4.82E-01
4.82E-01
4.82E-01
4.82E-01
4.02E-01
4.82E-01
4.02E-01
4.02E-01
3.22E-01
4.02E-01
3.22E-01
3.22E-01
3.22E-01
2.41E-01
3.22E-01
2.41E-01
2.41E-01
1.61E-01
1.61E-01
1.61E-01
1.61E-01
8.04E-02
8.04E-02
8.04E-02
8.04E-02
8.04E-02
8.04E-02
0.00E+00
8.04E-02
0.00E+00
-8.04E-02
0.00E+00
8.04E-02
-8.04E-02
-8.04E-02
-8.04E-02
-1.61E-01
-1.61E-01
-1.61E-01
-2.41E-01
-2.41E-01
-2.41E-01
-2.41E-01
-2.41E-01
-3.22E-01
-3.22E-01
-4.02E-01
-4.02E-01
-3.22E-01
-4.02E-01
-4.02E-01
-4.02E-01
-4.02E-01
-4.82E-01
-4.02E-01
-4.82E-01
-4.82E-01
-5.63E-01
-4.82E-01
-5.63E-01
-5.63E-01
-6.43E-01
-7.24E-01
-5.63E-01
-6.43E-01
-6.43E-01
-7.24E-01
-7.24E-01
-7.24E-01
-8.04E-01
-8.04E-01
-8.04E-01
-8.04E-01
-8.84E-01
-8.84E-01
-8.04E-01
-9.65E-01
-8.84E-01
-8.04E-01
-9.65E-01
-8.84E-01
-1.05E+00
-9.65E-01
-9.65E-01
-1.05E+00
-1.05E+00
-1.05E+00
-1.13E+00
-1.13E+00
-1.13E+00
-1.13E+00
-1.13E+00
-1.13E+00
-1.13E+00
-1.13E+00
-1.29E+00
-1.29E+00
-1.21E+00
-1.29E+00
-1.21E+00
-1.29E+00
-1.29E+00
-1.29E+00
-1.37E+00
-1.37E+00
-1.45E+00
-1.45E+00
-1.37E+00
-1.53E+00
-1.45E+00
-1.45E+00
-1.53E+00
-1.53E+00
-1.53E+00
-1.53E+00
-1.61E+00
-1.61E+00
-1.61E+00
-1.61E+00
-1.61E+00
-1.61E+00
-1.69E+00
-1.69E+00
-1.69E+00
-1.77E+00
-1.77E+00
-1.77E+00
-1.77E+00
-1.77E+00
-1.77E+00
-1.85E+00
-1.77E+00
-1.85E+00
-1.85E+00
-1.85E+00
-1.93E+00
-1.85E+00
-1.93E+00
-1.93E+00
-1.93E+00
-1.93E+00
-1.93E+00
-2.01E+00
-1.93E+00
-2.09E+00
-2.01E+00
-2.09E+00
-2.01E+00
-2.01E+00
-2.17E+00
-2.09E+00
-2.09E+00
-2.09E+00
-2.25E+00
-2.17E+00
-2.17E+00
-2.17E+00
-2.25E+00
-2.25E+00
-2.25E+00
-2.25E+00
-2.33E+00
-2.25E+00
-2.25E+00
-2.33E+00
-2.33E+00
-2.25E+00
-2.33E+00
-2.33E+00
-2.33E+00
-2.33E+00
-2.33E+00
-2.41E+00
-2.41E+00
-2.33E+00
-2.41E+00
-2.49E+00
-2.49E+00
-2.49E+00
-2.57E+00
-2.49E+00
-2.49E+00
-2.49E+00
-2.49E+00
-2.57E+00
-2.49E+00
-2.57E+00
-2.57E+00
-2.57E+00
-2.57E+00
-2.49E+00
-2.65E+00
-2.65E+00
-2.65E+00
-2.65E+00
-2.57E+00
-2.65E+00
-2.65E+00
-2.73E+00
-2.65E+00
-2.57E+00
-2.73E+00
-2.65E+00
-2.65E+00
-2.73E+00
-2.73E+00
-2.81E+00
-2.81E+00
-2.73E+00
-2.81E+00
-2.73E+00
-2.81E+00
-2.81E+00
-2.73E+00
-2.73E+00
-2.73E+00
-2.81E+00
-2.81E+00
-2.89E+00
-2.89E+00
-2.81E+00
-2.89E+00
-2.89E+00
-2.89E+00
-2.89E+00
-2.89E+00
-2.89E+00
-2.89E+00
-2.89E+00
-2.89E+00
-2.89E+00
-2.89E+00
-2.97E+00
-2.97E+00
-2.89E+00
-2.97E+00
-2.97E+00
-2.97E+00
-2.97E+00
-2.97E+00
-2.97E+00
-2.97E+00
-2.97E+00
-2.97E+00
-2.97E+00
-3.06E+00
-2.97E+00
-2.89E+00
-2.97E+00
-2.97E+00
-2.97E+00
-2.97E+00
-2.97E+00
-3.06E+00
-2.97E+00
-2.97E+00
-3.06E+00
-3.14E+00
-2.97E+00
-3.06E+00
-3.06E+00
-3.06E+00
-3.14E+00
-2.97E+00
-3.06E+00
-3.06E+00
-3.06E+00
-3.14E+00
-3.06E+00
-3.14E+00
-3.06E+00
-2.97E+00
-3.06E+00
-3.06E+00
-3.06E+00
-3.06E+00
-3.06E+00
-3.06E+00
-3.06E+00
-3.06E+00
-3.06E+00
-3.06E+00
-3.06E+00
-3.14E+00
-3.06E+00
-3.06E+00
-2.97E+00
-3.06E+00
-3.06E+00
-2.97E+00
-3.14E+00
-3.14E+00
-3.14E+00
-3.06E+00
-3.06E+00
-3.06E+00
-3.06E+00
-3.14E+00
-3.06E+00
-3.06E+00
-2.97E+00
-3.14E+00
-3.06E+00
-3.06E+00
-3.06E+00
-3.14E+00
-3.06E+00
-3.06E+00
-2.97E+00
-2.97E+00
-3.06E+00
-3.06E+00
-2.97E+00
-3.06E+00
-2.97E+00
-3.06E+00
-3.06E+00
-2.97E+00
-3.06E+00
-2.97E+00
-2.97E+00
-2.97E+00
-2.97E+00
-2.97E+00
-2.97E+00
-2.97E+00
-2.89E+00
-2.89E+00
-2.89E+00
-2.97E+00
-2.89E+00
-2.89E+00
-2.97E+00
-2.89E+00
-2.89E+00
-2.89E+00
-2.89E+00
-2.89E+00
-2.81E+00
-2.89E+00
-2.81E+00
-2.89E+00
-2.81E+00
-2.89E+00
-2.89E+00
-2.81E+00
-2.81E+00
-2.89E+00
-2.81E+00
-2.81E+00
-2.81E+00
-2.81E+00
-2.73E+00
-2.73E+00
-2.73E+00
-2.73E+00
-2.73E+00
-2.65E+00
-2.73E+00
-2.73E+00
-2.65E+00
-2.65E+00
-2.65E+00
-2.65E+00
-2.57E+00
-2.65E+00
-2.73E+00
-2.57E+00
-2.65E+00
-2.57E+00
-2.65E+00
-2.65E+00
-2.65E+00
-2.57E+00
-2.49E+00
-2.57E+00
-2.57E+00
-2.49E+00
-2.49E+00
-2.49E+00
-2.49E+00
-2.49E+00
-2.49E+00
-2.49E+00
-2.41E+00
-2.49E+00
-2.41E+00
-2.33E+00
-2.41E+00
-2.41E+00
-2.41E+00
-2.33E+00
-2.33E+00
-2.33E+00
-2.33E+00
-2.33E+00
-2.41E+00
-2.33E+00
-2.25E+00
-2.25E+00
-2.25E+00
-2.25E+00
-2.25E+00
-2.25E+00
-2.17E+00
-2.17E+00
-2.17E+00
-2.17E+00
-2.09E+00
-2.17E+00
-2.17E+00
-2.09E+00
-2.09E+00
-2.09E+00
-2.01E+00
-2.09E+00
-2.01E+00
-2.09E+00
-1.93E+00
-2.01E+00
-2.01E+00
-1.93E+00
-2.01E+00
-2.01E+00
-1.93E+00
-1.93E+00
-1.85E+00
-1.85E+00
-1.85E+00
-1.85E+00
-1.85E+00
-1.77E+00
-1.85E+00
-1.77E+00
-1.77E+00
-1.77E+00
-1.69E+00
-1.69E+00
-1.77E+00
-1.69E+00
-1.69E+00
-1.61E+00
-1.69E+00
-1.69E+00
-1.61E+00
-1.61E+00
-1.61E+00
-1.53E+00
-1.61E+00
-1.53E+00
-1.53E+00
-1.45E+00
-1.53E+00
-1.45E+00
-1.45E+00
-1.45E+00
-1.45E+00
-1.37E+00
-1.37E+00
-1.29E+00
-1.37E+00
-1.37E+00
-1.29E+00
-1.29E+00
-1.21E+00
-1.21E+00
-1.21E+00
-1.29E+00
-1.21E+00
-1.21E+00
-1.21E+00
-1.13E+00
-1.13E+00
-1.13E+00
-1.13E+00
-1.05E+00
-1.13E+00
-1.05E+00
-1.05E+00
-9.65E-01
-9.65E-01
-1.05E+00
-9.65E-01
-9.65E-01
-9.65E-01
-8.84E-01
-8.84E-01
-8.04E-01
-8.84E-01
-8.04E-01
-8.04E-01
-8.04E-01
-8.04E-01
-7.24E-01
-7.24E-01
-7.24E-01
-7.24E-01
-6.43E-01
-6.43E-01
-6.43E-01
-6.43E-01
-5.63E-01
-5.63E-01
-5.63E-01
-5.63E-01
-5.63E-01
-4.02E-01
-4.82E-01
-4.82E-01
-4.82E-01
-4.02E-01
-4.02E-01
-4.02E-01
-3.22E-01
-4.02E-01
-4.02E-01
-3.22E-01
-2.41E-01
-3.22E-01
-3.22E-01
-2.41E-01
-2.41E-01
-2.41E-01
-1.61E-01
-1.61E-01
-1.61E-01
-1.61E-01
-8.04E-02
-8.04E-02
-8.04E-02
0.00E+00
0.00E+00
0.00E+00
0.00E+00
0.00E+00
0.00E+00
8.04E-02
8.04E-02
8.04E-02
0.00E+00
8.04E-02
1.61E-01
8.04E-02
1.61E-01
1.61E-01
2.41E-01
1.61E-01
2.41E-01
3.22E-01
3.22E-01
3.22E-01
3.22E-01
3.22E-01
3.22E-01
3.22E-01
4.02E-01
4.82E-01
4.82E-01
4.02E-01
4.82E-01
4.82E-01
4.82E-01
5.63E-01
4.82E-01
5.63E-01
5.63E-01
5.63E-01
5.63E-01
6.43E-01
6.43E-01
7.24E-01
7.24E-01
7.24E-01
7.24E-01
7.24E-01
8.04E-01
7.24E-01
8.04E-01
8.04E-01
8.04E-01
8.84E-01
8.84E-01
9.65E-01
9.65E-01
8.84E-01
9.65E-01
9.65E-01
9.65E-01
9.65E-01
9.65E-01
1.05E+00
1.13E+00
1.05E+00
1.13E+00
1.05E+00
1.13E+00
1.21E+00
1.13E+00
1.13E+00
1.21E+00
1.21E+00
1.21E+00
1.21E+00
1.29E+00
1.29E+00
1.29E+00
1.37E+00
1.37E+00
1.37E+00
1.29E+00
1.37E+00
1.37E+00
1.45E+00
1.45E+00
1.45E+00
1.45E+00
1.53E+00
1.45E+00
1.53E+00
1.53E+00
1.53E+00
1.53E+00
1.61E+00
1.69E+00
1.61E+00
1.61E+00
1.69E+00
1.69E+00
1.61E+00
1.69E+00
1.69E+00
1.69E+00
1.77E+00
1.85E+00
1.85E+00
1.77E+00
1.77E+00
1.85E+00
1.85E+00
1.85E+00
1.93E+00
1.93E+00
1.85E+00
1.85E+00
1.93E+00
1.85E+00
1.93E+00
1.93E+00
2.01E+00
2.01E+00
2.01E+00
2.01E+00
2.09E+00
2.09E+00
2.01E+00
2.01E+00
2.09E+00
2.17E+00
2.09E+00
2.09E+00
2.09E+00
2.09E+00
2.09E+00
2.17E+00
2.17E+00
2.25E+00
2.17E+00
2.17E+00
2.25E+00
2.25E+00
2.25E+00
2.33E+00
2.33E+00
2.25E+00
2.33E+00
2.33E+00
2.25E+00
2.33E+00
2.41E+00
2.33E+00
2.33E+00
2.41E+00
2.41E+00
2.41E+00
2.41E+00
2.41E+00
2.41E+00
2.49E+00
2.49E+00
2.49E+00
2.49E+00
2.49E+00
2.49E+00
2.49E+00
2.49E+00
2.49E+00
2.57E+00
2.49E+00
2.57E+00
2.49E+00
2.57E+00
2.49E+00
2.57E+00
2.57E+00
2.65E+00
2.57E+00
2.65E+00
2.65E+00
2.57E+00
2.73E+00
2.65E+00
2.65E+00
2.73E+00
2.65E+00
2.65E+00
2.73E+00
2.65E+00
2.73E+00
2.65E+00
2.81E+00
2.73E+00
2.73E+00
2.81E+00
2.73E+00
2.81E+00
2.73E+00
2.73E+00
2.81E+00
2.81E+00
2.81E+00
2.81E+00
2.81E+00
2.89E+00
2.81E+00
2.89E+00
2.81E+00
2.81E+00
2.81E+00
2.89E+00
2.81E+00
2.89E+00
2.81E+00
2.89E+00
2.81E+00
2.89E+00
2.89E+00
2.97E+00
2.89E+00
2.97E+00
2.89E+00
2.89E+00
2.97E+00
2.89E+00
2.89E+00
2.89E+00
2.97E+00
2.97E+00
2.89E+00
2.89E+00
2.89E+00
2.97E+00
2.97E+00
2.89E+00
2.97E+00
2.89E+00
2.97E+00
2.97E+00
2.89E+00
2.89E+00
2.97E+00
2.97E+00
2.97E+00
2.97E+00
2.97E+00
2.97E+00
2.97E+00
2.97E+00
2.97E+00
2.97E+00
2.89E+00
2.97E+00
2.97E+00
2.97E+00
2.97E+00
2.89E+00
2.97E+00
2.97E+00
2.97E+00
2.97E+00
2.97E+00
3.06E+00
2.97E+00
2.97E+00
2.89E+00
2.97E+00
2.97E+00
2.89E+00
2.97E+00
2.97E+00
2.89E+00
2.97E+00
2.89E+00
2.89E+00
2.89E+00
2.89E+00
2.89E+00
2.89E+00
2.97E+00
2.89E+00
2.89E+00
2.97E+00
2.89E+00
2.89E+00
2.81E+00
2.89E+00
2.89E+00
2.89E+00
2.89E+00
2.89E+00
2.89E+00
2.89E+00
2.89E+00
2.89E+00
2.89E+00
2.89E+00
2.81E+00
2.81E+00
2.89E+00
2.89E+00
2.81E+00
2.81E+00
2.81E+00
2.81E+00
2.73E+00
2.73E+00
2.81E+00
2.81E+00
2.73E+00
2.81E+00
2.81E+00
2.73E+00
2.73E+00
2.73E+00
2.73E+00
2.65E+00
2.73E+00
2.73E+00
2.73E+00
2.65E+00
2.65E+00
2.65E+00
2.65E+00
2.65E+00
2.65E+00
2.65E+00
2.73E+00
2.65E+00
2.65E+00
2.65E+00
2.57E+00
2.65E+00
2.57E+00
2.57E+00
2.57E+00
2.49E+00
2.57E+00
2.57E+00
2.57E+00
2.49E+00
2.57E+00
2.49E+00
2.57E+00
2.49E+00
2.41E+00
2.49E+00
2.41E+00
2.41E+00
2.41E+00
2.41E+00
2.41E+00
2.41E+00
2.33E+00
2.41E+00
2.33E+00
2.41E+00
2.33E+00
2.33E+00
2.33E+00
2.33E+00
2.25E+00
2.25E+00
2.33E+00
2.25E+00
2.25E+00
2.17E+00
2.25E+00
2.17E+00
2.17E+00
2.17E+00
2.17E+00
2.09E+00
2.09E+00
2.17E+00
2.09E+00
2.01E+00
2.09E+00
2.09E+00
2.09E+00
2.09E+00
2.01E+00
2.01E+00
2.09E+00
2.01E+00
1.93E+00
2.01E+00
1.93E+00
1.93E+00
1.93E+00
1.85E+00
2.01E+00
1.93E+00
1.85E+00
1.85E+00
1.85E+00
1.77E+00
1.85E+00
1.77E+00
1.77E+00
1.77E+00
1.77E+00
1.69E+00
1.69E+00
1.69E+00
1.69E+00
1.69E+00
1.69E+00
1.61E+00
1.61E+00];
y=[1.53E+00
1.61E+00
1.53E+00
1.53E+00
1.45E+00
1.53E+00
1.53E+00
1.45E+00
1.45E+00
1.45E+00
1.45E+00
1.37E+00
1.29E+00
1.37E+00
1.29E+00
1.29E+00
1.37E+00
1.29E+00
1.29E+00
1.29E+00
1.29E+00
1.29E+00
1.21E+00
1.29E+00
1.21E+00
1.13E+00
1.13E+00
1.21E+00
1.05E+00
1.05E+00
1.05E+00
1.05E+00
9.65E-01
9.65E-01
9.65E-01
9.65E-01
9.65E-01
9.65E-01
9.65E-01
8.84E-01
8.84E-01
8.84E-01
8.04E-01
8.04E-01
8.04E-01
8.04E-01
8.04E-01
8.04E-01
8.84E-01
7.24E-01
7.24E-01
7.24E-01
6.43E-01
8.04E-01
6.43E-01
6.43E-01
6.43E-01
6.43E-01
5.63E-01
4.82E-01
5.63E-01
5.63E-01
5.63E-01
4.82E-01
4.82E-01
4.82E-01
4.82E-01
4.02E-01
4.02E-01
4.02E-01
3.22E-01
3.22E-01
3.22E-01
3.22E-01
2.41E-01
2.41E-01
2.41E-01
1.61E-01
1.61E-01
2.41E-01
1.61E-01
8.04E-02
1.61E-01
1.61E-01
8.04E-02
8.04E-02
8.04E-02
0.00E+00
0.00E+00
0.00E+00
0.00E+00
0.00E+00
-8.04E-02
-8.04E-02
-8.04E-02
-1.61E-01
-1.61E-01
-8.04E-02
-1.61E-01
-1.61E-01
-1.61E-01
-2.41E-01
-2.41E-01
-1.61E-01
-3.22E-01
-2.41E-01
-2.41E-01
-3.22E-01
-4.02E-01
-4.02E-01
-4.02E-01
-4.02E-01
-4.02E-01
-4.02E-01
-4.82E-01
-4.82E-01
-4.82E-01
-5.63E-01
-4.82E-01
-4.82E-01
-4.82E-01
-5.63E-01
-5.63E-01
-5.63E-01
-5.63E-01
-6.43E-01
-6.43E-01
-6.43E-01
-7.24E-01
-7.24E-01
-7.24E-01
-7.24E-01
-8.04E-01
-8.04E-01
-8.04E-01
-8.84E-01
-8.84E-01
-8.84E-01
-8.84E-01
-8.84E-01
-9.65E-01
-9.65E-01
-9.65E-01
-9.65E-01
-1.05E+00
-9.65E-01
-9.65E-01
-1.13E+00
-1.05E+00
-1.05E+00
-1.13E+00
-1.13E+00
-1.13E+00
-1.13E+00
-1.29E+00
-1.21E+00
-1.21E+00
-1.13E+00
-1.29E+00
-1.21E+00
-1.21E+00
-1.37E+00
-1.37E+00
-1.29E+00
-1.29E+00
-1.37E+00
-1.37E+00
-1.37E+00
-1.45E+00
-1.45E+00
-1.45E+00
-1.45E+00
-1.53E+00
-1.53E+00
-1.45E+00
-1.53E+00
-1.53E+00
-1.53E+00
-1.61E+00
-1.61E+00
-1.61E+00
-1.69E+00
-1.69E+00
-1.69E+00
-1.69E+00
-1.69E+00
-1.69E+00
-1.69E+00
-1.77E+00
-1.77E+00
-1.77E+00
-1.77E+00
-1.85E+00
-1.85E+00
-1.77E+00
-1.85E+00
-1.85E+00
-1.93E+00
-1.85E+00
-1.93E+00
-1.93E+00
-1.93E+00
-1.93E+00
-1.93E+00
-2.09E+00
-2.01E+00
-2.01E+00
-2.09E+00
-2.01E+00
-2.01E+00
-2.01E+00
-2.09E+00
-2.09E+00
-2.09E+00
-2.17E+00
-2.17E+00
-2.17E+00
-2.17E+00
-2.09E+00
-2.17E+00
-2.17E+00
-2.25E+00
-2.25E+00
-2.25E+00
-2.33E+00
-2.33E+00
-2.25E+00
-2.33E+00
-2.25E+00
-2.33E+00
-2.33E+00
-2.33E+00
-2.33E+00
-2.33E+00
-2.41E+00
-2.41E+00
-2.41E+00
-2.49E+00
-2.41E+00
-2.49E+00
-2.49E+00
-2.41E+00
-2.49E+00
-2.49E+00
-2.49E+00
-2.49E+00
-2.49E+00
-2.49E+00
-2.57E+00
-2.57E+00
-2.57E+00
-2.57E+00
-2.57E+00
-2.65E+00
-2.57E+00
-2.57E+00
-2.65E+00
-2.57E+00
-2.65E+00
-2.65E+00
-2.65E+00
-2.65E+00
-2.65E+00
-2.65E+00
-2.65E+00
-2.73E+00
-2.73E+00
-2.73E+00
-2.73E+00
-2.65E+00
-2.73E+00
-2.81E+00
-2.73E+00
-2.73E+00
-2.81E+00
-2.81E+00
-2.73E+00
-2.81E+00
-2.81E+00
-2.81E+00
-2.81E+00
-2.81E+00
-2.73E+00
-2.89E+00
-2.81E+00
-2.89E+00
-2.81E+00
-2.81E+00
-2.81E+00
-2.89E+00
-2.89E+00
-2.97E+00
-2.89E+00
-2.81E+00
-2.89E+00
-2.81E+00
-2.89E+00
-2.89E+00
-2.97E+00
-2.97E+00
-2.89E+00
-2.97E+00
-2.97E+00
-2.97E+00
-2.97E+00
-2.97E+00
-2.97E+00
-2.97E+00
-2.97E+00
-3.06E+00
-2.97E+00
-2.97E+00
-2.97E+00
-2.97E+00
-2.97E+00
-2.97E+00
-2.97E+00
-3.06E+00
-2.97E+00
-3.06E+00
-2.97E+00
-2.97E+00
-2.97E+00
-2.97E+00
-2.97E+00
-3.06E+00
-3.06E+00
-2.97E+00
-2.97E+00
-3.06E+00
-3.06E+00
-3.06E+00
-3.06E+00
-3.06E+00
-3.06E+00
-2.97E+00
-2.97E+00
-3.06E+00
-2.97E+00
-3.06E+00
-3.06E+00
-3.06E+00
-2.97E+00
-3.06E+00
-2.97E+00
-3.06E+00
-3.06E+00
-3.06E+00
-3.06E+00
-2.97E+00
-3.06E+00
-3.06E+00
-2.97E+00
-2.97E+00
-3.06E+00
-3.06E+00
-2.97E+00
-3.06E+00
-3.06E+00
-3.06E+00
-3.06E+00
-2.97E+00
-3.06E+00
-3.06E+00
-3.06E+00
-3.06E+00
-2.97E+00
-2.97E+00
-2.97E+00
-2.97E+00
-2.97E+00
-2.97E+00
-3.06E+00
-2.97E+00
-3.06E+00
-2.97E+00
-3.06E+00
-3.06E+00
-3.06E+00
-2.89E+00
-2.97E+00
-2.97E+00
-3.06E+00
-2.97E+00
-2.97E+00
-2.97E+00
-2.97E+00
-2.97E+00
-2.89E+00
-2.89E+00
-2.89E+00
-2.89E+00
-2.89E+00
-2.97E+00
-2.89E+00
-2.89E+00
-2.89E+00
-2.89E+00
-2.81E+00
-2.89E+00
-2.81E+00
-2.89E+00
-2.81E+00
-2.89E+00
-2.89E+00
-2.81E+00
-2.73E+00
-2.81E+00
-2.81E+00
-2.73E+00
-2.73E+00
-2.81E+00
-2.81E+00
-2.73E+00
-2.73E+00
-2.65E+00
-2.81E+00
-2.81E+00
-2.65E+00
-2.73E+00
-2.73E+00
-2.65E+00
-2.65E+00
-2.65E+00
-2.65E+00
-2.65E+00
-2.57E+00
-2.65E+00
-2.65E+00
-2.57E+00
-2.65E+00
-2.57E+00
-2.57E+00
-2.57E+00
-2.57E+00
-2.57E+00
-2.49E+00
-2.41E+00
-2.49E+00
-2.57E+00
-2.49E+00
-2.49E+00
-2.57E+00
-2.49E+00
-2.49E+00
-2.41E+00
-2.41E+00
-2.41E+00
-2.41E+00
-2.49E+00
-2.41E+00
-2.41E+00
-2.33E+00
-2.25E+00
-2.33E+00
-2.33E+00
-2.33E+00
-2.33E+00
-2.25E+00
-2.25E+00
-2.25E+00
-2.17E+00
-2.25E+00
-2.25E+00
-2.17E+00
-2.17E+00
-2.17E+00
-2.09E+00
-2.09E+00
-2.09E+00
-2.09E+00
-2.17E+00
-2.09E+00
-2.09E+00
-2.09E+00
-2.09E+00
-2.09E+00
-2.01E+00
-2.09E+00
-2.01E+00
-2.09E+00
-1.93E+00
-2.01E+00
-1.93E+00
-1.93E+00
-1.93E+00
-1.93E+00
-1.85E+00
-1.85E+00
-1.85E+00
-1.85E+00
-1.77E+00
-1.77E+00
-1.77E+00
-1.77E+00
-1.77E+00
-1.69E+00
-1.77E+00
-1.69E+00
-1.69E+00
-1.69E+00
-1.69E+00
-1.61E+00
-1.61E+00
-1.69E+00
-1.69E+00
-1.61E+00
-1.53E+00
-1.61E+00
-1.53E+00
-1.45E+00
-1.53E+00
-1.45E+00
-1.53E+00
-1.45E+00
-1.45E+00
-1.45E+00
-1.37E+00
-1.45E+00
-1.45E+00
-1.37E+00
-1.37E+00
-1.29E+00
-1.29E+00
-1.37E+00
-1.29E+00
-1.21E+00
-1.29E+00
-1.29E+00
-1.21E+00
-1.21E+00
-1.13E+00
-1.13E+00
-1.13E+00
-1.05E+00
-1.05E+00
-1.13E+00
-1.05E+00
-9.65E-01
-1.05E+00
-1.05E+00
-9.65E-01
-9.65E-01
-8.84E-01
-9.65E-01
-8.84E-01
-8.84E-01
-8.84E-01
-8.04E-01
-8.04E-01
-8.04E-01
-8.04E-01
-8.04E-01
-8.04E-01
-8.04E-01
-7.24E-01
-6.43E-01
-7.24E-01
-7.24E-01
-6.43E-01
-6.43E-01
-6.43E-01
-6.43E-01
-5.63E-01
-4.82E-01
-5.63E-01
-4.82E-01
-4.82E-01
-4.82E-01
-4.82E-01
-4.82E-01
-4.02E-01
-4.02E-01
-4.02E-01
-4.02E-01
-4.02E-01
-3.22E-01
-3.22E-01
-3.22E-01
-3.22E-01
-3.22E-01
-2.41E-01
-2.41E-01
-2.41E-01
-2.41E-01
-1.61E-01
-8.04E-02
-8.04E-02
-8.04E-02
-1.61E-01
-8.04E-02
-8.04E-02
0.00E+00
-8.04E-02
-8.04E-02
0.00E+00
0.00E+00
0.00E+00
8.04E-02
8.04E-02
1.61E-01
8.04E-02
8.04E-02
1.61E-01
1.61E-01
1.61E-01
1.61E-01
2.41E-01
2.41E-01
2.41E-01
2.41E-01
3.22E-01
3.22E-01
3.22E-01
4.02E-01
4.02E-01
4.02E-01
4.02E-01
4.82E-01
4.02E-01
4.82E-01
4.02E-01
4.82E-01
4.82E-01
4.82E-01
5.63E-01
5.63E-01
6.43E-01
5.63E-01
6.43E-01
6.43E-01
6.43E-01
6.43E-01
6.43E-01
7.24E-01
7.24E-01
8.04E-01
7.24E-01
8.04E-01
8.04E-01
8.84E-01
8.84E-01
8.84E-01
8.84E-01
8.84E-01
8.84E-01
9.65E-01
9.65E-01
9.65E-01
1.05E+00
9.65E-01
1.05E+00
1.05E+00
1.05E+00
1.05E+00
1.13E+00
1.13E+00
1.13E+00
1.13E+00
1.21E+00
1.21E+00
1.13E+00
1.29E+00
1.21E+00
1.29E+00
1.29E+00
1.29E+00
1.37E+00
1.29E+00
1.29E+00
1.37E+00
1.37E+00
1.37E+00
1.37E+00
1.45E+00
1.37E+00
1.45E+00
1.45E+00
1.53E+00
1.45E+00
1.53E+00
1.61E+00
1.53E+00
1.53E+00
1.61E+00
1.53E+00
1.61E+00
1.61E+00
1.61E+00
1.61E+00
1.69E+00
1.69E+00
1.69E+00
1.69E+00
1.77E+00
1.77E+00
1.77E+00
1.77E+00
1.85E+00
1.69E+00
1.85E+00
1.77E+00
1.85E+00
1.85E+00
1.85E+00
1.93E+00
2.01E+00
1.93E+00
1.93E+00
2.01E+00
2.01E+00
1.93E+00
1.93E+00
2.01E+00
2.09E+00
2.01E+00
2.09E+00
2.01E+00
2.09E+00
2.09E+00
2.09E+00
2.17E+00
2.17E+00
2.17E+00
2.17E+00
2.17E+00
2.25E+00
2.25E+00
2.25E+00
2.17E+00
2.25E+00
2.17E+00
2.25E+00
2.25E+00
2.33E+00
2.25E+00
2.33E+00
2.33E+00
2.33E+00
2.33E+00
2.33E+00
2.41E+00
2.41E+00
2.41E+00
2.33E+00
2.49E+00
2.41E+00
2.41E+00
2.49E+00
2.41E+00
2.49E+00
2.41E+00
2.41E+00
2.41E+00
2.49E+00
2.49E+00
2.49E+00
2.57E+00
2.49E+00
2.49E+00
2.57E+00
2.57E+00
2.49E+00
2.65E+00
2.65E+00
2.65E+00
2.65E+00
2.57E+00
2.57E+00
2.65E+00
2.65E+00
2.65E+00
2.65E+00
2.73E+00
2.65E+00
2.65E+00
2.73E+00
2.73E+00
2.73E+00
2.65E+00
2.73E+00
2.65E+00
2.73E+00
2.73E+00
2.73E+00
2.73E+00
2.73E+00
2.81E+00
2.73E+00
2.81E+00
2.81E+00
2.81E+00
2.81E+00
2.81E+00
2.73E+00
2.81E+00
2.89E+00
2.81E+00
2.81E+00
2.81E+00
2.81E+00
2.81E+00
2.81E+00
2.73E+00
2.81E+00
2.89E+00
2.89E+00
2.81E+00
2.89E+00
2.89E+00
2.89E+00
2.89E+00
2.81E+00
2.81E+00
2.89E+00
2.81E+00
2.89E+00
2.97E+00
2.97E+00
2.89E+00
2.89E+00
2.89E+00
2.97E+00
2.97E+00
2.89E+00
2.97E+00
2.89E+00
2.89E+00
2.89E+00
2.89E+00
2.97E+00
2.89E+00
2.89E+00
2.97E+00
2.97E+00
2.97E+00
2.97E+00
2.89E+00
2.97E+00
2.89E+00
2.97E+00
2.89E+00
2.89E+00
2.97E+00
2.97E+00
2.97E+00
2.97E+00
2.89E+00
2.89E+00
2.97E+00
2.97E+00
2.89E+00
2.97E+00
2.89E+00
2.89E+00
2.89E+00
2.97E+00
2.89E+00
2.89E+00
2.97E+00
2.97E+00
2.89E+00
2.97E+00
2.89E+00
2.97E+00
2.89E+00
2.89E+00
2.89E+00
2.89E+00
2.89E+00
2.89E+00
2.89E+00
2.89E+00
2.89E+00
2.89E+00
2.89E+00
2.81E+00
2.89E+00
2.89E+00
2.89E+00
2.81E+00
2.89E+00
2.81E+00
2.81E+00
2.81E+00
2.81E+00
2.81E+00
2.81E+00
2.81E+00
2.81E+00
2.81E+00
2.81E+00
2.73E+00
2.81E+00
2.73E+00
2.81E+00
2.73E+00
2.81E+00
2.81E+00
2.81E+00
2.73E+00
2.73E+00
2.73E+00
2.73E+00
2.73E+00
2.65E+00
2.73E+00
2.73E+00
2.73E+00
2.65E+00
2.65E+00
2.65E+00
2.65E+00
2.57E+00
2.57E+00
2.57E+00
2.65E+00
2.65E+00
2.65E+00
2.57E+00
2.65E+00
2.57E+00
2.65E+00
2.57E+00
2.49E+00
2.49E+00
2.57E+00
2.57E+00
2.49E+00
2.57E+00
2.49E+00
2.49E+00
2.49E+00
2.49E+00
2.41E+00
2.49E+00
2.49E+00
2.49E+00
2.33E+00
2.41E+00
2.33E+00
2.33E+00
2.41E+00
2.33E+00
2.33E+00
2.33E+00
2.33E+00
2.33E+00
2.25E+00
2.33E+00
2.25E+00
2.25E+00
2.17E+00
2.25E+00
2.17E+00
2.17E+00
2.17E+00
2.25E+00
2.17E+00
2.17E+00
2.17E+00
2.09E+00
2.09E+00
2.09E+00
2.17E+00
2.09E+00
2.01E+00
2.09E+00
2.09E+00
2.09E+00
2.09E+00
2.01E+00
2.01E+00
2.01E+00
1.93E+00
2.01E+00
1.93E+00
1.93E+00
1.93E+00
1.93E+00
1.93E+00
1.85E+00
1.85E+00
1.77E+00
1.85E+00
1.77E+00
1.77E+00
1.77E+00
1.77E+00
1.69E+00
1.77E+00
1.69E+00
1.69E+00
1.69E+00
1.69E+00
1.69E+00
1.69E+00
1.69E+00
1.61E+00
1.69E+00
1.53E+00
1.61E+00
1.53E+00
1.53E+00
1.53E+00
1.45E+00
1.45E+00
1.45E+00
1.37E+00
1.45E+00
1.45E+00
1.37E+00
1.45E+00
1.37E+00
1.37E+00
1.37E+00
1.29E+00
1.29E+00
1.21E+00
1.21E+00
1.29E+00
1.29E+00
1.21E+00
1.21E+00
1.21E+00
1.13E+00
1.13E+00
1.13E+00
1.13E+00
1.05E+00
1.13E+00
9.65E-01
1.05E+00
9.65E-01
1.05E+00
1.05E+00
9.65E-01
9.65E-01
8.84E-01
9.65E-01
8.84E-01
8.84E-01
8.84E-01
8.84E-01
8.04E-01
8.04E-01
8.04E-01
8.04E-01
8.04E-01
8.04E-01
7.24E-01
6.43E-01
7.24E-01
7.24E-01
7.24E-01
5.63E-01
6.43E-01
6.43E-01
6.43E-01
5.63E-01
4.82E-01
5.63E-01
4.82E-01
4.82E-01
4.82E-01
4.82E-01
4.02E-01
4.02E-01
4.02E-01
4.02E-01
3.22E-01
3.22E-01
3.22E-01
3.22E-01
3.22E-01
3.22E-01
2.41E-01
2.41E-01
1.61E-01
1.61E-01
1.61E-01
1.61E-01
8.04E-02
8.04E-02
8.04E-02
8.04E-02
0.00E+00
0.00E+00
8.04E-02
-8.04E-02
-8.04E-02
0.00E+00
-8.04E-02
-8.04E-02
-1.61E-01
-1.61E-01
-8.04E-02
-1.61E-01
-1.61E-01
-1.61E-01
-1.61E-01
-1.61E-01
-3.22E-01
-2.41E-01
-2.41E-01
-2.41E-01
-3.22E-01
-3.22E-01
-3.22E-01
-4.02E-01
-3.22E-01
-4.02E-01
-4.02E-01
-4.82E-01
-4.82E-01
-4.82E-01
-4.82E-01
-4.82E-01
-4.82E-01
-5.63E-01
-5.63E-01
-5.63E-01
-6.43E-01
-6.43E-01
-6.43E-01
-6.43E-01
-6.43E-01
-7.24E-01
-6.43E-01
-7.24E-01
-7.24E-01
-8.04E-01
-8.04E-01
-7.24E-01
-8.04E-01
-8.84E-01
-8.84E-01
-8.84E-01
-8.84E-01
-8.84E-01
-9.65E-01
-8.84E-01
-9.65E-01
-1.05E+00
-9.65E-01
-1.05E+00
-1.21E+00
-1.05E+00
-1.13E+00
-1.05E+00
-1.13E+00
-1.13E+00
-1.21E+00
-1.21E+00
-1.21E+00
-1.21E+00
-1.29E+00
-1.21E+00
-1.21E+00
-1.29E+00
-1.29E+00
-1.37E+00
-1.29E+00
-1.29E+00
-1.29E+00
-1.37E+00
-1.37E+00
-1.37E+00
-1.37E+00
-1.45E+00
-1.45E+00
-1.45E+00
-1.45E+00
-1.61E+00
-1.53E+00
-1.53E+00
-1.61E+00
-1.53E+00
-1.61E+00
-1.69E+00
-1.69E+00
-1.61E+00
-1.69E+00
-1.69E+00
-1.69E+00
-1.77E+00
-1.69E+00
-1.69E+00
-1.77E+00
-1.77E+00
-1.77E+00
-1.77E+00
-1.85E+00
-1.77E+00
-1.85E+00
-1.85E+00
-1.93E+00
-1.85E+00
-1.85E+00
-1.93E+00
-2.01E+00
-1.93E+00
-1.93E+00
-1.93E+00
-2.01E+00
-1.93E+00
-2.01E+00
-2.01E+00
-2.01E+00
-2.09E+00
-2.09E+00
-2.09E+00
-2.09E+00
-2.09E+00
-2.09E+00
-2.17E+00
-2.17E+00
-2.17E+00
-2.25E+00
-2.17E+00
-2.09E+00
-2.17E+00
-2.17E+00
-2.25E+00
-2.33E+00
-2.33E+00
-2.33E+00
-2.33E+00
-2.33E+00
-2.41E+00
-2.41E+00
-2.41E+00
-2.33E+00
-2.41E+00
-2.41E+00
-2.41E+00
-2.41E+00
-2.49E+00
-2.41E+00
-2.41E+00
-2.41E+00
-2.41E+00
-2.49E+00
-2.49E+00
-2.49E+00
-2.49E+00
-2.49E+00
-2.49E+00
-2.49E+00
-2.57E+00
-2.49E+00
-2.49E+00
-2.57E+00
-2.57E+00
-2.57E+00
-2.57E+00
-2.65E+00
-2.65E+00
-2.65E+00
-2.57E+00
-2.73E+00
-2.65E+00
-2.65E+00
-2.65E+00
-2.73E+00
-2.65E+00
-2.65E+00
-2.65E+00
-2.65E+00
-2.73E+00
-2.65E+00
-2.73E+00
-2.73E+00
-2.73E+00
-2.73E+00
-2.73E+00
-2.89E+00
-2.81E+00
-2.73E+00
-2.81E+00
-2.81E+00
-2.81E+00
-2.81E+00
-2.81E+00
-2.97E+00
-2.89E+00
-2.89E+00
-2.89E+00
-2.89E+00
-2.89E+00
-2.89E+00
-2.89E+00
-2.89E+00
-2.89E+00
-2.97E+00
-2.89E+00
-2.89E+00
-2.97E+00
-2.89E+00
-2.97E+00
-2.97E+00
-2.97E+00
-2.89E+00
-2.97E+00
-2.89E+00
-2.97E+00
-2.97E+00
-2.97E+00
-2.97E+00
-2.97E+00
-2.97E+00
-3.06E+00
-2.97E+00
-2.97E+00
-3.06E+00
-2.97E+00
-2.97E+00
-2.97E+00
-2.97E+00
-2.97E+00
-2.97E+00
-2.97E+00
-2.97E+00
-2.97E+00
-3.06E+00
-3.06E+00
-3.06E+00
-3.06E+00
-2.97E+00
-2.97E+00
-3.06E+00
-3.06E+00
-3.06E+00
-3.06E+00
-3.06E+00
-3.06E+00
-3.06E+00
-2.97E+00
-3.06E+00
-2.97E+00
-3.06E+00
-3.14E+00
-2.97E+00
-3.06E+00
-2.97E+00
-3.06E+00
-3.06E+00
-3.06E+00
-3.06E+00
-3.06E+00
-3.06E+00
-3.06E+00
-2.97E+00
-3.06E+00
-3.06E+00
-3.06E+00
-3.06E+00
-3.06E+00
-3.06E+00
-2.97E+00
-2.97E+00
-3.06E+00
-2.97E+00
-2.97E+00
-3.06E+00
-3.06E+00
-2.97E+00
-3.06E+00
-2.97E+00
-2.97E+00
-3.06E+00
-2.89E+00
-2.97E+00
-2.97E+00
-3.06E+00
-2.97E+00
-3.06E+00
-3.06E+00
-3.06E+00
-2.97E+00
-2.89E+00
-2.97E+00
-2.97E+00
-2.89E+00
-2.89E+00
-2.89E+00
-2.89E+00
-2.89E+00
-2.89E+00
-2.89E+00
-2.89E+00
-2.89E+00
-2.89E+00
-2.89E+00
-2.89E+00
-2.89E+00
-2.89E+00
-2.97E+00
-2.89E+00
-2.89E+00
-2.81E+00
-2.89E+00
-2.89E+00
-2.81E+00
-2.89E+00
-2.89E+00
-2.81E+00
-2.81E+00
-2.81E+00
-2.81E+00
-2.81E+00
-2.73E+00
-2.73E+00
-2.81E+00
-2.73E+00
-2.73E+00
-2.65E+00
-2.81E+00
-2.73E+00
-2.65E+00
-2.73E+00
-2.65E+00
-2.65E+00
-2.65E+00
-2.73E+00
-2.57E+00
-2.57E+00
-2.57E+00
-2.65E+00
-2.65E+00
-2.65E+00
-2.57E+00
-2.57E+00
-2.57E+00
-2.49E+00
-2.57E+00
-2.49E+00
-2.57E+00
-2.49E+00
-2.57E+00
-2.49E+00
-2.49E+00
-2.41E+00
-2.49E+00
-2.57E+00
-2.49E+00
-2.41E+00
-2.41E+00
-2.41E+00
-2.41E+00
-2.41E+00
-2.33E+00
-2.33E+00
-2.41E+00
-2.33E+00
-2.25E+00
-2.33E+00
-2.33E+00
-2.25E+00
-2.25E+00
-2.25E+00
-2.25E+00
-2.25E+00
-2.25E+00
-2.25E+00
-2.25E+00
-2.17E+00
-2.17E+00
-2.09E+00
-2.17E+00
-2.09E+00
-2.09E+00
-2.09E+00
-2.17E+00
-2.01E+00
-2.09E+00
-2.01E+00
-2.01E+00
-1.93E+00
-1.93E+00
-2.01E+00
-2.01E+00
-2.01E+00
-1.93E+00
-1.85E+00
-1.93E+00
-2.01E+00
-1.93E+00
-1.85E+00
-1.93E+00
-1.85E+00
-1.85E+00
-1.77E+00
-1.77E+00
-1.69E+00
-1.85E+00
-1.77E+00
-1.77E+00
-1.77E+00
-1.77E+00
-1.69E+00
-1.69E+00
-1.69E+00
-1.61E+00
-1.61E+00
-1.61E+00
-1.61E+00
-1.61E+00
-1.53E+00
-1.53E+00
-1.53E+00
-1.53E+00
-1.45E+00
-1.45E+00
-1.45E+00
-1.45E+00
-1.45E+00
-1.37E+00
-1.29E+00
-1.37E+00
-1.37E+00
-1.37E+00
-1.37E+00
-1.21E+00
-1.29E+00
-1.29E+00
-1.21E+00
-1.21E+00
-1.21E+00
-1.13E+00
-1.13E+00
-1.13E+00
-1.13E+00
-1.13E+00
-1.13E+00
-1.13E+00
-1.13E+00
-1.05E+00
-1.05E+00
-9.65E-01
-1.05E+00
-9.65E-01
-9.65E-01
-8.84E-01
-8.84E-01
-9.65E-01
-8.84E-01
-8.84E-01
-8.84E-01
-8.84E-01
-8.04E-01
-8.04E-01
-8.04E-01
-8.04E-01
-8.04E-01
-7.24E-01
-7.24E-01
-7.24E-01
-7.24E-01
-6.43E-01
-6.43E-01
-5.63E-01
-6.43E-01
-6.43E-01
-5.63E-01
-4.82E-01
-4.82E-01
-4.82E-01
-4.82E-01
-4.82E-01
-4.02E-01
-4.02E-01
-4.02E-01
-4.82E-01
-4.02E-01
-3.22E-01
-4.02E-01
-4.02E-01
-2.41E-01
-3.22E-01
-3.22E-01
-2.41E-01
-2.41E-01
-2.41E-01
-1.61E-01
-1.61E-01
-8.04E-02
-8.04E-02
-1.61E-01
-8.04E-02
-8.04E-02
-8.04E-02
0.00E+00
-8.04E-02
0.00E+00
0.00E+00
8.04E-02
8.04E-02
8.04E-02
8.04E-02
8.04E-02
1.61E-01
8.04E-02
1.61E-01
2.41E-01
1.61E-01
1.61E-01
2.41E-01
2.41E-01
2.41E-01
2.41E-01
2.41E-01
3.22E-01
3.22E-01
3.22E-01
4.02E-01
3.22E-01
3.22E-01
4.02E-01
4.02E-01
4.82E-01
4.82E-01
4.82E-01
4.82E-01
4.82E-01
4.82E-01
5.63E-01
5.63E-01
6.43E-01
6.43E-01
6.43E-01
7.24E-01
6.43E-01
7.24E-01
7.24E-01
7.24E-01
7.24E-01
7.24E-01
8.04E-01
8.84E-01
8.04E-01
8.84E-01
8.04E-01
8.84E-01
8.84E-01
9.65E-01
9.65E-01
9.65E-01
1.05E+00
1.05E+00
1.05E+00
9.65E-01
1.05E+00
1.13E+00
1.05E+00
1.13E+00
1.13E+00
1.21E+00
1.13E+00
1.21E+00
1.21E+00
1.21E+00
1.21E+00
1.21E+00
1.29E+00
1.29E+00
1.29E+00
1.29E+00
1.29E+00
1.37E+00
1.37E+00
1.37E+00
1.37E+00
1.37E+00
1.45E+00
1.45E+00
1.45E+00
1.53E+00
1.45E+00
1.45E+00
1.53E+00
1.53E+00
1.61E+00
1.61E+00
1.61E+00
1.61E+00
1.61E+00
1.61E+00
1.69E+00
1.69E+00
1.61E+00
1.69E+00
1.69E+00
1.69E+00
1.69E+00
1.77E+00
1.77E+00
1.77E+00
1.77E+00
1.77E+00
1.85E+00
1.85E+00
1.77E+00
1.85E+00
1.85E+00
1.85E+00
1.93E+00
1.93E+00
1.93E+00
1.93E+00
2.01E+00
1.93E+00
2.01E+00
2.01E+00
2.01E+00
2.01E+00
2.09E+00
2.01E+00
2.09E+00
2.09E+00
2.17E+00
2.17E+00
2.09E+00
2.17E+00
2.17E+00
2.09E+00
2.17E+00
2.17E+00
2.17E+00
2.17E+00
2.25E+00
2.25E+00
2.25E+00
2.33E+00
2.25E+00
2.33E+00
2.25E+00
2.25E+00
2.33E+00
2.33E+00
2.33E+00
2.33E+00
2.41E+00
2.41E+00
2.33E+00
2.41E+00
2.41E+00
2.41E+00
2.49E+00
2.41E+00
2.49E+00
2.49E+00
2.49E+00
2.41E+00
2.49E+00
2.49E+00
2.49E+00
2.57E+00
2.57E+00
2.49E+00
2.57E+00
2.57E+00
2.57E+00
2.57E+00
2.65E+00
2.57E+00
2.65E+00
2.65E+00
2.65E+00
2.65E+00
2.65E+00
2.65E+00
2.65E+00
2.65E+00
2.73E+00
2.57E+00
2.73E+00
2.73E+00
2.73E+00
2.73E+00
2.73E+00
2.65E+00
2.73E+00
2.73E+00
2.81E+00
2.81E+00
2.73E+00
2.73E+00
2.73E+00
2.73E+00
2.81E+00
2.81E+00
2.81E+00
2.81E+00
2.81E+00
2.81E+00
2.81E+00
2.81E+00
2.81E+00
2.81E+00
2.89E+00
2.81E+00
2.81E+00
2.89E+00
2.89E+00
2.89E+00
2.89E+00
2.89E+00
2.89E+00
2.89E+00
2.81E+00
2.89E+00
2.89E+00
2.89E+00
2.89E+00
2.89E+00
2.89E+00
2.89E+00
2.89E+00
2.89E+00
2.97E+00
2.97E+00
2.97E+00
2.89E+00
2.89E+00
2.97E+00
2.97E+00
2.97E+00
2.89E+00
2.89E+00
2.89E+00
2.97E+00
2.97E+00
2.97E+00
2.97E+00
2.97E+00
2.97E+00
2.97E+00
2.97E+00
2.97E+00
2.89E+00
2.97E+00
2.97E+00
2.97E+00
2.89E+00
2.89E+00
2.97E+00
2.89E+00
2.89E+00
2.89E+00
2.89E+00
2.97E+00
2.97E+00
2.97E+00
2.97E+00
2.97E+00
2.89E+00
2.89E+00
2.97E+00
2.89E+00
2.89E+00
2.89E+00
2.97E+00
2.97E+00
2.97E+00
2.89E+00
2.89E+00
2.89E+00
2.89E+00
2.89E+00
2.89E+00
2.89E+00
2.89E+00
2.81E+00
2.81E+00
2.89E+00
2.89E+00
2.89E+00
2.81E+00
2.89E+00
2.89E+00
2.89E+00
2.81E+00
2.81E+00
2.89E+00
2.81E+00
2.89E+00
2.81E+00
2.81E+00
2.81E+00
2.81E+00
2.81E+00
2.81E+00
2.81E+00
2.73E+00
2.81E+00
2.73E+00
2.65E+00
2.73E+00
2.81E+00
2.73E+00
2.73E+00
2.73E+00
2.65E+00
2.65E+00
2.65E+00
2.73E+00
2.65E+00
2.73E+00
2.65E+00
2.73E+00
2.73E+00
2.65E+00
2.65E+00
2.65E+00
2.65E+00
2.57E+00
2.57E+00
2.57E+00
2.57E+00
2.57E+00
2.57E+00
2.57E+00
2.57E+00
2.57E+00
2.49E+00
2.57E+00
2.57E+00
2.57E+00
2.49E+00
2.49E+00
2.49E+00
2.49E+00
2.49E+00
2.41E+00
2.41E+00
2.41E+00
2.41E+00
2.41E+00
2.41E+00
2.41E+00
2.33E+00
2.33E+00
2.25E+00
2.33E+00
2.33E+00
2.33E+00
2.33E+00
2.33E+00
2.33E+00
2.33E+00
2.25E+00
2.25E+00
2.25E+00
2.25E+00
2.17E+00
2.17E+00
2.17E+00
2.17E+00
2.17E+00
2.17E+00
2.25E+00
2.09E+00
2.09E+00
2.09E+00
2.01E+00
2.17E+00
2.09E+00
2.01E+00
2.01E+00
2.01E+00
1.93E+00
2.09E+00
2.01E+00
1.93E+00
1.93E+00
2.01E+00
1.93E+00
1.93E+00
1.93E+00
1.93E+00
1.93E+00
1.85E+00
1.85E+00
1.77E+00
1.85E+00
1.77E+00
1.77E+00
1.77E+00
1.77E+00
1.69E+00
1.77E+00
1.69E+00
1.69E+00
1.69E+00
1.69E+00
1.61E+00
1.69E+00
1.61E+00
];

%scatter(x,y,'filled')
%hold on
%scatter(x,y,'filled')
plot(t,x)
hold on
plot(t,y)
grid on
xlabel('Tiempo (s)') 
ylabel('Voltaje (V)')

%xticks([0 0.45 0.5 0.55 0.6 0.65 0.7 0.75 0.8 1])
%xticklabels({'0','0.45','0.5','0.55','0.6','0.65','0.7','0.75','0.8','1'})
%yticks([0  0.0015 0.006 0.019 0.038 0.06])
